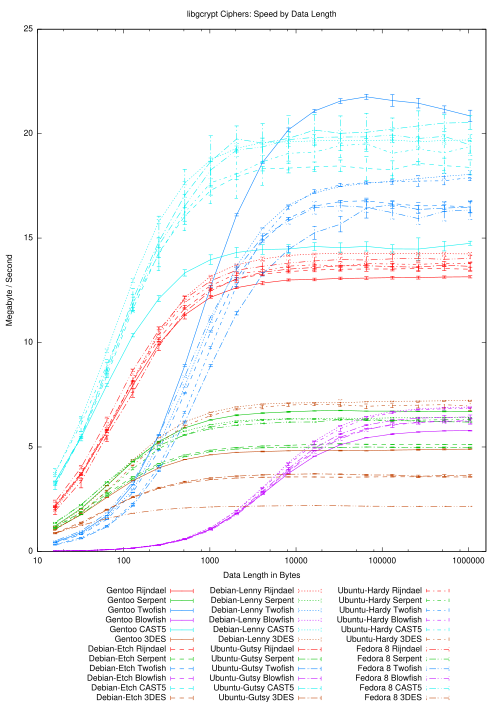

Recreate this plot in gnuplot.
#!/usr/bin/env gnuplot

set terminal pdf dashed linewidth 1.5 size 5.0, 7.07
set output "distrospeed.pdf"

set xrange [10:1600000]
set format x "%.0f"

### Plot ###

set title "libgcrypt Ciphers: Speed by Data Length"
set xlabel "Data Length in Bytes"
set ylabel "Megabyte / Second"
set logscale x
unset logscale y
set key below

plot "p4-3200-gentoo/gcrypt-rijndael-ecb.txt" index 1 using 1:($2 / 1048576):($3 / 1048576) title "Gentoo Rijndael" with errorlines pt 0 lt 1 lc 1, \
     "p4-3200-gentoo/gcrypt-serpent-ecb.txt" index 1 using 1:($2 / 1048576):($3 / 1048576) title "Gentoo Serpent" with errorlines pt 0 lt 1 lc 2, \
     "p4-3200-gentoo/gcrypt-twofish-ecb.txt" index 1 using 1:($2 / 1048576):($3 / 1048576) title "Gentoo Twofish" with errorlines pt 0 lt 1 lc 3, \
     "p4-3200-gentoo/gcrypt-blowfish-ecb.txt" index 1 using 1:($2 / 1048576):($3 / 1048576) title "Gentoo Blowfish" with errorlines pt 0 lt 1 lc 4, \
     "p4-3200-gentoo/gcrypt-cast5-ecb.txt" index 1 using 1:($2 / 1048576):($3 / 1048576) title "Gentoo CAST5" with errorlines pt 0 lt 1 lc 5, \
     "p4-3200-gentoo/gcrypt-3des-ecb.txt" index 1 using 1:($2 / 1048576):($3 / 1048576) title "Gentoo 3DES" with errorlines pt 0 lt 1 lc 6, \
\
     "p4-3200-debian-etch/gcrypt-rijndael-ecb.txt" index 1 using 1:($2 / 1048576):($3 / 1048576) title "Debian-Etch Rijndael" with errorlines pt 0 lt 2 lc 1, \
     "p4-3200-debian-etch/gcrypt-serpent-ecb.txt" index 1 using 1:($2 / 1048576):($3 / 1048576) title "Debian-Etch Serpent" with errorlines pt 0 lt 2 lc 2, \
     "p4-3200-debian-etch/gcrypt-twofish-ecb.txt" index 1 using 1:($2 / 1048576):($3 / 1048576) title "Debian-Etch Twofish" with errorlines pt 0 lt 2 lc 3, \
     "p4-3200-debian-etch/gcrypt-blowfish-ecb.txt" index 1 using 1:($2 / 1048576):($3 / 1048576) title "Debian-Etch Blowfish" with errorlines pt 0 lt 2 lc 4, \
     "p4-3200-debian-etch/gcrypt-cast5-ecb.txt" index 1 using 1:($2 / 1048576):($3 / 1048576) title "Debian-Etch CAST5" with errorlines pt 0 lt 2 lc 5, \
     "p4-3200-debian-etch/gcrypt-3des-ecb.txt" index 1 using 1:($2 / 1048576):($3 / 1048576) title "Debian-Etch 3DES" with errorlines pt 0 lt 2 lc 6, \
\
     "p4-3200-debian-lenny/gcrypt-rijndael-ecb.txt" index 1 using 1:($2 / 1048576):($3 / 1048576) title "Debian-Lenny Rijndael" with errorlines pt 0 lt 4 lc 1, \
     "p4-3200-debian-lenny/gcrypt-serpent-ecb.txt" index 1 using 1:($2 / 1048576):($3 / 1048576) title "Debian-Lenny Serpent" with errorlines pt 0 lt 4 lc 2, \
     "p4-3200-debian-lenny/gcrypt-twofish-ecb.txt" index 1 using 1:($2 / 1048576):($3 / 1048576) title "Debian-Lenny Twofish" with errorlines pt 0 lt 4 lc 3, \
     "p4-3200-debian-lenny/gcrypt-blowfish-ecb.txt" index 1 using 1:($2 / 1048576):($3 / 1048576) title "Debian-Lenny Blowfish" with errorlines pt 0 lt 4 lc 4, \
     "p4-3200-debian-lenny/gcrypt-cast5-ecb.txt" index 1 using 1:($2 / 1048576):($3 / 1048576) title "Debian-Lenny CAST5" with errorlines pt 0 lt 4 lc 5, \
     "p4-3200-debian-lenny/gcrypt-3des-ecb.txt" index 1 using 1:($2 / 1048576):($3 / 1048576) title "Debian-Lenny 3DES" with errorlines pt 0 lt 4 lc 6, \
\
     "p4-3200-ubuntu-gutsy/gcrypt-rijndael-ecb.txt" index 1 using 1:($2 / 1048576):($3 / 1048576) title "Ubuntu-Gutsy Rijndael" with errorlines pt 0 lt 5 lc 1, \
     "p4-3200-ubuntu-gutsy/gcrypt-serpent-ecb.txt" index 1 using 1:($2 / 1048576):($3 / 1048576) title "Ubuntu-Gutsy Serpent" with errorlines pt 0 lt 5 lc 2, \
     "p4-3200-ubuntu-gutsy/gcrypt-twofish-ecb.txt" index 1 using 1:($2 / 1048576):($3 / 1048576) title "Ubuntu-Gutsy Twofish" with errorlines pt 0 lt 5 lc 3, \
     "p4-3200-ubuntu-gutsy/gcrypt-blowfish-ecb.txt" index 1 using 1:($2 / 1048576):($3 / 1048576) title "Ubuntu-Gutsy Blowfish" with errorlines pt 0 lt 5 lc 4, \
     "p4-3200-ubuntu-gutsy/gcrypt-cast5-ecb.txt" index 1 using 1:($2 / 1048576):($3 / 1048576) title "Ubuntu-Gutsy CAST5" with errorlines pt 0 lt 5 lc 5, \
     "p4-3200-ubuntu-gutsy/gcrypt-3des-ecb.txt" index 1 using 1:($2 / 1048576):($3 / 1048576) title "Ubuntu-Gutsy 3DES" with errorlines pt 0 lt 5 lc 6, \
\
     "p4-3200-ubuntu-hardy/gcrypt-rijndael-ecb.txt" index 1 using 1:($2 / 1048576):($3 / 1048576) title "Ubuntu-Hardy Rijndael" with errorlines pt 0 lt 6 lc 1, \
     "p4-3200-ubuntu-hardy/gcrypt-serpent-ecb.txt" index 1 using 1:($2 / 1048576):($3 / 1048576) title "Ubuntu-Hardy Serpent" with errorlines pt 0 lt 6 lc 2, \
     "p4-3200-ubuntu-hardy/gcrypt-twofish-ecb.txt" index 1 using 1:($2 / 1048576):($3 / 1048576) title "Ubuntu-Hardy Twofish" with errorlines pt 0 lt 6 lc 3, \
     "p4-3200-ubuntu-hardy/gcrypt-blowfish-ecb.txt" index 1 using 1:($2 / 1048576):($3 / 1048576) title "Ubuntu-Hardy Blowfish" with errorlines pt 0 lt 6 lc 4, \
     "p4-3200-ubuntu-hardy/gcrypt-cast5-ecb.txt" index 1 using 1:($2 / 1048576):($3 / 1048576) title "Ubuntu-Hardy CAST5" with errorlines pt 0 lt 6 lc 5, \
     "p4-3200-ubuntu-hardy/gcrypt-3des-ecb.txt" index 1 using 1:($2 / 1048576):($3 / 1048576) title "Ubuntu-Hardy 3DES" with errorlines pt 0 lt 6 lc 6, \
\
     "p4-3200-fedora8/gcrypt-rijndael-ecb.txt" index 1 using 1:($2 / 1048576):($3 / 1048576) title "Fedora 8 Rijndael" with errorlines pt 0 lt 8 lc 1, \
     "p4-3200-fedora8/gcrypt-serpent-ecb.txt" index 1 using 1:($2 / 1048576):($3 / 1048576) title "Fedora 8 Serpent" with errorlines pt 0 lt 8 lc 2, \
     "p4-3200-fedora8/gcrypt-twofish-ecb.txt" index 1 using 1:($2 / 1048576):($3 / 1048576) title "Fedora 8 Twofish" with errorlines pt 0 lt 8 lc 3, \
     "p4-3200-fedora8/gcrypt-blowfish-ecb.txt" index 1 using 1:($2 / 1048576):($3 / 1048576) title "Fedora 8 Blowfish" with errorlines pt 0 lt 8 lc 4, \
     "p4-3200-fedora8/gcrypt-cast5-ecb.txt" index 1 using 1:($2 / 1048576):($3 / 1048576) title "Fedora 8 CAST5" with errorlines pt 0 lt 8 lc 5, \
     "p4-3200-fedora8/gcrypt-3des-ecb.txt" index 1 using 1:($2 / 1048576):($3 / 1048576) title "Fedora 8 3DES" with errorlines pt 0 lt 8 lc 6

### Plot ###

set title "libmcrypt Ciphers: Speed by Data Length"
set xlabel "Data Length in Bytes"
set ylabel "Megabyte / Second"
set logscale x
unset logscale y
set key below

plot "p4-3200-gentoo/mcrypt-rijndael-ecb.txt" index 1 using 1:($2 / 1048576):($3 / 1048576) title "Gentoo Rijndael" with errorlines pt 0 lt 1 lc 1, \
     "p4-3200-gentoo/mcrypt-serpent-ecb.txt" index 1 using 1:($2 / 1048576):($3 / 1048576) title "Gentoo Serpent" with errorlines pt 0 lt 1 lc 2, \
     "p4-3200-gentoo/mcrypt-twofish-ecb.txt" index 1 using 1:($2 / 1048576):($3 / 1048576) title "Gentoo Twofish" with errorlines pt 0 lt 1 lc 3, \
     "p4-3200-gentoo/mcrypt-cast6-ecb.txt" index 1 using 1:($2 / 1048576):($3 / 1048576) title "Gentoo CAST6" with errorlines pt 0 lt 1 lc 7, \
     "p4-3200-gentoo/mcrypt-blowfish-ecb.txt" index 1 using 1:($2 / 1048576):($3 / 1048576) title "Gentoo Blowfish" with errorlines pt 0 lt 1 lc 4, \
     "p4-3200-gentoo/mcrypt-gost-ecb.txt" index 1 using 1:($2 / 1048576):($3 / 1048576) title "Gentoo GOST" with errorlines pt 0 lt 1 lc 8, \
     "p4-3200-gentoo/mcrypt-cast5-ecb.txt" index 1 using 1:($2 / 1048576):($3 / 1048576) title "Gentoo CAST5" with errorlines pt 0 lt 1 lc 5, \
     "p4-3200-gentoo/mcrypt-3des-ecb.txt" index 1 using 1:($2 / 1048576):($3 / 1048576) title "Gentoo 3DES" with errorlines pt 0 lt 1 lc 6, \
\
     "p4-3200-debian-etch/mcrypt-rijndael-ecb.txt" index 1 using 1:($2 / 1048576):($3 / 1048576) title "Debian-Etch Rijndael" with errorlines pt 0 lt 2 lc 1, \
     "p4-3200-debian-etch/mcrypt-serpent-ecb.txt" index 1 using 1:($2 / 1048576):($3 / 1048576) title "Debian-Etch Serpent" with errorlines pt 0 lt 2 lc 2, \
     "p4-3200-debian-etch/mcrypt-twofish-ecb.txt" index 1 using 1:($2 / 1048576):($3 / 1048576) title "Debian-Etch Twofish" with errorlines pt 0 lt 2 lc 3, \
     "p4-3200-debian-etch/mcrypt-cast6-ecb.txt" index 1 using 1:($2 / 1048576):($3 / 1048576) title "Debian-Etch CAST6" with errorlines pt 0 lt 2 lc 7, \
     "p4-3200-debian-etch/mcrypt-blowfish-ecb.txt" index 1 using 1:($2 / 1048576):($3 / 1048576) title "Debian-Etch Blowfish" with errorlines pt 0 lt 2 lc 4, \
     "p4-3200-debian-etch/mcrypt-gost-ecb.txt" index 1 using 1:($2 / 1048576):($3 / 1048576) title "Debian-Etch GOST" with errorlines pt 0 lt 2 lc 8, \
     "p4-3200-debian-etch/mcrypt-cast5-ecb.txt" index 1 using 1:($2 / 1048576):($3 / 1048576) title "Debian-Etch CAST5" with errorlines pt 0 lt 2 lc 5, \
     "p4-3200-debian-etch/mcrypt-3des-ecb.txt" index 1 using 1:($2 / 1048576):($3 / 1048576) title "Debian-Etch 3DES" with errorlines pt 0 lt 2 lc 6, \
\
     "p4-3200-debian-lenny/mcrypt-rijndael-ecb.txt" index 1 using 1:($2 / 1048576):($3 / 1048576) title "Debian-Lenny Rijndael" with errorlines pt 0 lt 4 lc 1, \
     "p4-3200-debian-lenny/mcrypt-serpent-ecb.txt" index 1 using 1:($2 / 1048576):($3 / 1048576) title "Debian-Lenny Serpent" with errorlines pt 0 lt 4 lc 2, \
     "p4-3200-debian-lenny/mcrypt-twofish-ecb.txt" index 1 using 1:($2 / 1048576):($3 / 1048576) title "Debian-Lenny Twofish" with errorlines pt 0 lt 4 lc 3, \
     "p4-3200-debian-lenny/mcrypt-cast6-ecb.txt" index 1 using 1:($2 / 1048576):($3 / 1048576) title "Debian-Lenny CAST6" with errorlines pt 0 lt 4 lc 7, \
     "p4-3200-debian-lenny/mcrypt-blowfish-ecb.txt" index 1 using 1:($2 / 1048576):($3 / 1048576) title "Debian-Lenny Blowfish" with errorlines pt 0 lt 4 lc 4, \
     "p4-3200-debian-lenny/mcrypt-gost-ecb.txt" index 1 using 1:($2 / 1048576):($3 / 1048576) title "Debian-Lenny GOST" with errorlines pt 0 lt 4 lc 8, \
     "p4-3200-debian-lenny/mcrypt-cast5-ecb.txt" index 1 using 1:($2 / 1048576):($3 / 1048576) title "Debian-Lenny CAST5" with errorlines pt 0 lt 4 lc 5, \
     "p4-3200-debian-lenny/mcrypt-3des-ecb.txt" index 1 using 1:($2 / 1048576):($3 / 1048576) title "Debian-Lenny 3DES" with errorlines pt 0 lt 4 lc 6, \
\
     "p4-3200-ubuntu-gutsy/mcrypt-rijndael-ecb.txt" index 1 using 1:($2 / 1048576):($3 / 1048576) title "Ubuntu-Gutsy Rijndael" with errorlines pt 0 lt 5 lc 1, \
     "p4-3200-ubuntu-gutsy/mcrypt-serpent-ecb.txt" index 1 using 1:($2 / 1048576):($3 / 1048576) title "Ubuntu-Gutsy Serpent" with errorlines pt 0 lt 5 lc 2, \
     "p4-3200-ubuntu-gutsy/mcrypt-twofish-ecb.txt" index 1 using 1:($2 / 1048576):($3 / 1048576) title "Ubuntu-Gutsy Twofish" with errorlines pt 0 lt 5 lc 3, \
     "p4-3200-ubuntu-gutsy/mcrypt-cast6-ecb.txt" index 1 using 1:($2 / 1048576):($3 / 1048576) title "Ubuntu-Gutsy CAST6" with errorlines pt 0 lt 5 lc 7, \
     "p4-3200-ubuntu-gutsy/mcrypt-blowfish-ecb.txt" index 1 using 1:($2 / 1048576):($3 / 1048576) title "Ubuntu-Gutsy Blowfish" with errorlines pt 0 lt 5 lc 4, \
     "p4-3200-ubuntu-gutsy/mcrypt-gost-ecb.txt" index 1 using 1:($2 / 1048576):($3 / 1048576) title "Ubuntu-Gutsy GOST" with errorlines pt 0 lt 5 lc 8, \
     "p4-3200-ubuntu-gutsy/mcrypt-cast5-ecb.txt" index 1 using 1:($2 / 1048576):($3 / 1048576) title "Ubuntu-Gutsy CAST5" with errorlines pt 0 lt 5 lc 5, \
     "p4-3200-ubuntu-gutsy/mcrypt-3des-ecb.txt" index 1 using 1:($2 / 1048576):($3 / 1048576) title "Ubuntu-Gutsy 3DES" with errorlines pt 0 lt 5 lc 6, \
\
     "p4-3200-ubuntu-hardy/mcrypt-rijndael-ecb.txt" index 1 using 1:($2 / 1048576):($3 / 1048576) title "Ubuntu-Hardy Rijndael" with errorlines pt 0 lt 6 lc 1, \
     "p4-3200-ubuntu-hardy/mcrypt-serpent-ecb.txt" index 1 using 1:($2 / 1048576):($3 / 1048576) title "Ubuntu-Hardy Serpent" with errorlines pt 0 lt 6 lc 2, \
     "p4-3200-ubuntu-hardy/mcrypt-twofish-ecb.txt" index 1 using 1:($2 / 1048576):($3 / 1048576) title "Ubuntu-Hardy Twofish" with errorlines pt 0 lt 6 lc 3, \
     "p4-3200-ubuntu-hardy/mcrypt-cast6-ecb.txt" index 1 using 1:($2 / 1048576):($3 / 1048576) title "Ubuntu-Hardy CAST6" with errorlines pt 0 lt 6 lc 7, \
     "p4-3200-ubuntu-hardy/mcrypt-blowfish-ecb.txt" index 1 using 1:($2 / 1048576):($3 / 1048576) title "Ubuntu-Hardy Blowfish" with errorlines pt 0 lt 6 lc 4, \
     "p4-3200-ubuntu-hardy/mcrypt-gost-ecb.txt" index 1 using 1:($2 / 1048576):($3 / 1048576) title "Ubuntu-Hardy GOST" with errorlines pt 0 lt 6 lc 8, \
     "p4-3200-ubuntu-hardy/mcrypt-cast5-ecb.txt" index 1 using 1:($2 / 1048576):($3 / 1048576) title "Ubuntu-Hardy CAST5" with errorlines pt 0 lt 6 lc 5, \
     "p4-3200-ubuntu-hardy/mcrypt-3des-ecb.txt" index 1 using 1:($2 / 1048576):($3 / 1048576) title "Ubuntu-Hardy 3DES" with errorlines pt 0 lt 6 lc 6, \
\
     "p4-3200-fedora8/mcrypt-rijndael-ecb.txt" index 1 using 1:($2 / 1048576):($3 / 1048576) title "Fedora 8 Rijndael" with errorlines pt 0 lt 8 lc 1, \
     "p4-3200-fedora8/mcrypt-serpent-ecb.txt" index 1 using 1:($2 / 1048576):($3 / 1048576) title "Fedora 8 Serpent" with errorlines pt 0 lt 8 lc 2, \
     "p4-3200-fedora8/mcrypt-twofish-ecb.txt" index 1 using 1:($2 / 1048576):($3 / 1048576) title "Fedora 8 Twofish" with errorlines pt 0 lt 8 lc 3, \
     "p4-3200-fedora8/mcrypt-cast6-ecb.txt" index 1 using 1:($2 / 1048576):($3 / 1048576) title "Fedora 8 CAST6" with errorlines pt 0 lt 8 lc 7, \
     "p4-3200-fedora8/mcrypt-blowfish-ecb.txt" index 1 using 1:($2 / 1048576):($3 / 1048576) title "Fedora 8 Blowfish" with errorlines pt 0 lt 8 lc 4, \
     "p4-3200-fedora8/mcrypt-gost-ecb.txt" index 1 using 1:($2 / 1048576):($3 / 1048576) title "Fedora 8 GOST" with errorlines pt 0 lt 8 lc 8, \
     "p4-3200-fedora8/mcrypt-cast5-ecb.txt" index 1 using 1:($2 / 1048576):($3 / 1048576) title "Fedora 8 CAST5" with errorlines pt 0 lt 8 lc 5, \
     "p4-3200-fedora8/mcrypt-3des-ecb.txt" index 1 using 1:($2 / 1048576):($3 / 1048576) title "Fedora 8 3DES" with errorlines pt 0 lt 8 lc 6

### Plot ###

set title "Botan Ciphers: Speed by Data Length"
set xlabel "Data Length in Bytes"
set ylabel "Megabyte / Second"
set logscale x
unset logscale y
set key below

plot "p4-3200-gentoo/botan-rijndael-ecb.txt" index 1 using 1:($2 / 1048576):($3 / 1048576) title "Gentoo Rijndael" with errorlines pt 0 lt 1 lc 1, \
     "p4-3200-gentoo/botan-serpent-ecb.txt" index 1 using 1:($2 / 1048576):($3 / 1048576) title "Gentoo Serpent" with errorlines pt 0 lt 1 lc 2, \
     "p4-3200-gentoo/botan-twofish-ecb.txt" index 1 using 1:($2 / 1048576):($3 / 1048576) title "Gentoo Twofish" with errorlines pt 0 lt 1 lc 3, \
     "p4-3200-gentoo/botan-cast6-ecb.txt" index 1 using 1:($2 / 1048576):($3 / 1048576) title "Gentoo CAST6" with errorlines pt 0 lt 1 lc 7, \
     "p4-3200-gentoo/botan-gost-ecb.txt" index 1 using 1:($2 / 1048576):($3 / 1048576) title "Gentoo GOST" with errorlines pt 0 lt 1 lc 8, \
     "p4-3200-gentoo/botan-xtea-ecb.txt" index 1 using 1:($2 / 1048576):($3 / 1048576) title "Gentoo xTEA" with errorlines pt 0 lt 1 lc 9, \
     "p4-3200-gentoo/botan-blowfish-ecb.txt" index 1 using 1:($2 / 1048576):($3 / 1048576) title "Gentoo Blowfish" with errorlines pt 0 lt 1 lc 4, \
     "p4-3200-gentoo/botan-cast5-ecb.txt" index 1 using 1:($2 / 1048576):($3 / 1048576) title "Gentoo CAST5" with errorlines pt 0 lt 1 lc 5, \
     "p4-3200-gentoo/botan-3des-ecb.txt" index 1 using 1:($2 / 1048576):($3 / 1048576) title "Gentoo 3DES" with errorlines pt 0 lt 1 lc 6, \
\
     "p4-3200-debian-etch/botan-rijndael-ecb.txt" index 1 using 1:($2 / 1048576):($3 / 1048576) title "Debian-Etch Rijndael" with errorlines pt 0 lt 2 lc 1, \
     "p4-3200-debian-etch/botan-serpent-ecb.txt" index 1 using 1:($2 / 1048576):($3 / 1048576) title "Debian-Etch Serpent" with errorlines pt 0 lt 2 lc 2, \
     "p4-3200-debian-etch/botan-twofish-ecb.txt" index 1 using 1:($2 / 1048576):($3 / 1048576) title "Debian-Etch Twofish" with errorlines pt 0 lt 2 lc 3, \
     "p4-3200-debian-etch/botan-cast6-ecb.txt" index 1 using 1:($2 / 1048576):($3 / 1048576) title "Debian-Etch CAST6" with errorlines pt 0 lt 2 lc 7, \
     "p4-3200-debian-etch/botan-gost-ecb.txt" index 1 using 1:($2 / 1048576):($3 / 1048576) title "Debian-Etch GOST" with errorlines pt 0 lt 2 lc 8, \
     "p4-3200-debian-etch/botan-xtea-ecb.txt" index 1 using 1:($2 / 1048576):($3 / 1048576) title "Debian-Etch xTEA" with errorlines pt 0 lt 2 lc 9, \
     "p4-3200-debian-etch/botan-blowfish-ecb.txt" index 1 using 1:($2 / 1048576):($3 / 1048576) title "Debian-Etch Blowfish" with errorlines pt 0 lt 2 lc 4, \
     "p4-3200-debian-etch/botan-cast5-ecb.txt" index 1 using 1:($2 / 1048576):($3 / 1048576) title "Debian-Etch CAST5" with errorlines pt 0 lt 2 lc 5, \
     "p4-3200-debian-etch/botan-3des-ecb.txt" index 1 using 1:($2 / 1048576):($3 / 1048576) title "Debian-Etch 3DES" with errorlines pt 0 lt 2 lc 6, \
\
     "p4-3200-debian-lenny/botan-rijndael-ecb.txt" index 1 using 1:($2 / 1048576):($3 / 1048576) title "Debian-Lenny Rijndael" with errorlines pt 0 lt 4 lc 1, \
     "p4-3200-debian-lenny/botan-serpent-ecb.txt" index 1 using 1:($2 / 1048576):($3 / 1048576) title "Debian-Lenny Serpent" with errorlines pt 0 lt 4 lc 2, \
     "p4-3200-debian-lenny/botan-twofish-ecb.txt" index 1 using 1:($2 / 1048576):($3 / 1048576) title "Debian-Lenny Twofish" with errorlines pt 0 lt 4 lc 3, \
     "p4-3200-debian-lenny/botan-cast6-ecb.txt" index 1 using 1:($2 / 1048576):($3 / 1048576) title "Debian-Lenny CAST6" with errorlines pt 0 lt 4 lc 7, \
     "p4-3200-debian-lenny/botan-gost-ecb.txt" index 1 using 1:($2 / 1048576):($3 / 1048576) title "Debian-Lenny GOST" with errorlines pt 0 lt 4 lc 8, \
     "p4-3200-debian-lenny/botan-xtea-ecb.txt" index 1 using 1:($2 / 1048576):($3 / 1048576) title "Debian-Lenny xTEA" with errorlines pt 0 lt 4 lc 9, \
     "p4-3200-debian-lenny/botan-blowfish-ecb.txt" index 1 using 1:($2 / 1048576):($3 / 1048576) title "Debian-Lenny Blowfish" with errorlines pt 0 lt 4 lc 4, \
     "p4-3200-debian-lenny/botan-cast5-ecb.txt" index 1 using 1:($2 / 1048576):($3 / 1048576) title "Debian-Lenny CAST5" with errorlines pt 0 lt 4 lc 5, \
     "p4-3200-debian-lenny/botan-3des-ecb.txt" index 1 using 1:($2 / 1048576):($3 / 1048576) title "Debian-Lenny 3DES" with errorlines pt 0 lt 4 lc 6, \
\
     "p4-3200-ubuntu-gutsy/botan-rijndael-ecb.txt" index 1 using 1:($2 / 1048576):($3 / 1048576) title "Ubuntu-Gutsy Rijndael" with errorlines pt 0 lt 5 lc 1, \
     "p4-3200-ubuntu-gutsy/botan-serpent-ecb.txt" index 1 using 1:($2 / 1048576):($3 / 1048576) title "Ubuntu-Gutsy Serpent" with errorlines pt 0 lt 5 lc 2, \
     "p4-3200-ubuntu-gutsy/botan-twofish-ecb.txt" index 1 using 1:($2 / 1048576):($3 / 1048576) title "Ubuntu-Gutsy Twofish" with errorlines pt 0 lt 5 lc 3, \
     "p4-3200-ubuntu-gutsy/botan-cast6-ecb.txt" index 1 using 1:($2 / 1048576):($3 / 1048576) title "Ubuntu-Gutsy CAST6" with errorlines pt 0 lt 5 lc 7, \
     "p4-3200-ubuntu-gutsy/botan-gost-ecb.txt" index 1 using 1:($2 / 1048576):($3 / 1048576) title "Ubuntu-Gutsy GOST" with errorlines pt 0 lt 5 lc 8, \
     "p4-3200-ubuntu-gutsy/botan-xtea-ecb.txt" index 1 using 1:($2 / 1048576):($3 / 1048576) title "Ubuntu-Gutsy xTEA" with errorlines pt 0 lt 5 lc 9, \
     "p4-3200-ubuntu-gutsy/botan-blowfish-ecb.txt" index 1 using 1:($2 / 1048576):($3 / 1048576) title "Ubuntu-Gutsy Blowfish" with errorlines pt 0 lt 5 lc 4, \
     "p4-3200-ubuntu-gutsy/botan-cast5-ecb.txt" index 1 using 1:($2 / 1048576):($3 / 1048576) title "Ubuntu-Gutsy CAST5" with errorlines pt 0 lt 5 lc 5, \
     "p4-3200-ubuntu-gutsy/botan-3des-ecb.txt" index 1 using 1:($2 / 1048576):($3 / 1048576) title "Ubuntu-Gutsy 3DES" with errorlines pt 0 lt 5 lc 6, \
\
     "p4-3200-ubuntu-hardy/botan-rijndael-ecb.txt" index 1 using 1:($2 / 1048576):($3 / 1048576) title "Ubuntu-Hardy Rijndael" with errorlines pt 0 lt 6 lc 1, \
     "p4-3200-ubuntu-hardy/botan-serpent-ecb.txt" index 1 using 1:($2 / 1048576):($3 / 1048576) title "Ubuntu-Hardy Serpent" with errorlines pt 0 lt 6 lc 2, \
     "p4-3200-ubuntu-hardy/botan-twofish-ecb.txt" index 1 using 1:($2 / 1048576):($3 / 1048576) title "Ubuntu-Hardy Twofish" with errorlines pt 0 lt 6 lc 3, \
     "p4-3200-ubuntu-hardy/botan-cast6-ecb.txt" index 1 using 1:($2 / 1048576):($3 / 1048576) title "Ubuntu-Hardy CAST6" with errorlines pt 0 lt 6 lc 7, \
     "p4-3200-ubuntu-hardy/botan-gost-ecb.txt" index 1 using 1:($2 / 1048576):($3 / 1048576) title "Ubuntu-Hardy GOST" with errorlines pt 0 lt 6 lc 8, \
     "p4-3200-ubuntu-hardy/botan-xtea-ecb.txt" index 1 using 1:($2 / 1048576):($3 / 1048576) title "Ubuntu-Hardy xTEA" with errorlines pt 0 lt 6 lc 9, \
     "p4-3200-ubuntu-hardy/botan-blowfish-ecb.txt" index 1 using 1:($2 / 1048576):($3 / 1048576) title "Ubuntu-Hardy Blowfish" with errorlines pt 0 lt 6 lc 4, \
     "p4-3200-ubuntu-hardy/botan-cast5-ecb.txt" index 1 using 1:($2 / 1048576):($3 / 1048576) title "Ubuntu-Hardy CAST5" with errorlines pt 0 lt 6 lc 5, \
     "p4-3200-ubuntu-hardy/botan-3des-ecb.txt" index 1 using 1:($2 / 1048576):($3 / 1048576) title "Ubuntu-Hardy 3DES" with errorlines pt 0 lt 6 lc 6, \
\
     "p4-3200-fedora8/botan-rijndael-ecb.txt" index 1 using 1:($2 / 1048576):($3 / 1048576) title "Fedora 8 Rijndael" with errorlines pt 0 lt 8 lc 1, \
     "p4-3200-fedora8/botan-serpent-ecb.txt" index 1 using 1:($2 / 1048576):($3 / 1048576) title "Fedora 8 Serpent" with errorlines pt 0 lt 8 lc 2, \
     "p4-3200-fedora8/botan-twofish-ecb.txt" index 1 using 1:($2 / 1048576):($3 / 1048576) title "Fedora 8 Twofish" with errorlines pt 0 lt 8 lc 3, \
     "p4-3200-fedora8/botan-cast6-ecb.txt" index 1 using 1:($2 / 1048576):($3 / 1048576) title "Fedora 8 CAST6" with errorlines pt 0 lt 8 lc 7, \
     "p4-3200-fedora8/botan-gost-ecb.txt" index 1 using 1:($2 / 1048576):($3 / 1048576) title "Fedora 8 GOST" with errorlines pt 0 lt 8 lc 8, \
     "p4-3200-fedora8/botan-xtea-ecb.txt" index 1 using 1:($2 / 1048576):($3 / 1048576) title "Fedora 8 xTEA" with errorlines pt 0 lt 8 lc 9, \
     "p4-3200-fedora8/botan-blowfish-ecb.txt" index 1 using 1:($2 / 1048576):($3 / 1048576) title "Fedora 8 Blowfish" with errorlines pt 0 lt 8 lc 4, \
     "p4-3200-fedora8/botan-cast5-ecb.txt" index 1 using 1:($2 / 1048576):($3 / 1048576) title "Fedora 8 CAST5" with errorlines pt 0 lt 8 lc 5, \
     "p4-3200-fedora8/botan-3des-ecb.txt" index 1 using 1:($2 / 1048576):($3 / 1048576) title "Fedora 8 3DES" with errorlines pt 0 lt 8 lc 6

### Plot ###

set title "Crypto++ Ciphers: Speed by Data Length"
set xlabel "Data Length in Bytes"
set ylabel "Megabyte / Second"
set logscale x
unset logscale y
set key below

plot "p4-3200-gentoo/cryptopp-rijndael-ecb.txt" index 1 using 1:($2 / 1048576):($3 / 1048576) title "Gentoo Rijndael" with errorlines pt 0 lt 1 lc 1, \
     "p4-3200-gentoo/cryptopp-serpent-ecb.txt" index 1 using 1:($2 / 1048576):($3 / 1048576) title "Gentoo Serpent" with errorlines pt 0 lt 1 lc 2, \
     "p4-3200-gentoo/cryptopp-twofish-ecb.txt" index 1 using 1:($2 / 1048576):($3 / 1048576) title "Gentoo Twofish" with errorlines pt 0 lt 1 lc 3, \
     "p4-3200-gentoo/cryptopp-cast6-ecb.txt" index 1 using 1:($2 / 1048576):($3 / 1048576) title "Gentoo CAST6" with errorlines pt 0 lt 1 lc 7, \
     "p4-3200-gentoo/cryptopp-gost-ecb.txt" index 1 using 1:($2 / 1048576):($3 / 1048576) title "Gentoo GOST" with errorlines pt 0 lt 1 lc 8, \
     "p4-3200-gentoo/cryptopp-xtea-ecb.txt" index 1 using 1:($2 / 1048576):($3 / 1048576) title "Gentoo xTEA" with errorlines pt 0 lt 1 lc 9, \
     "p4-3200-gentoo/cryptopp-blowfish-ecb.txt" index 1 using 1:($2 / 1048576):($3 / 1048576) title "Gentoo Blowfish" with errorlines pt 0 lt 1 lc 4, \
     "p4-3200-gentoo/cryptopp-cast5-ecb.txt" index 1 using 1:($2 / 1048576):($3 / 1048576) title "Gentoo CAST5" with errorlines pt 0 lt 1 lc 5, \
     "p4-3200-gentoo/cryptopp-3des-ecb.txt" index 1 using 1:($2 / 1048576):($3 / 1048576) title "Gentoo 3DES" with errorlines pt 0 lt 1 lc 6, \
\
     "p4-3200-debian-etch/cryptopp-rijndael-ecb.txt" index 1 using 1:($2 / 1048576):($3 / 1048576) title "Debian-Etch Rijndael" with errorlines pt 0 lt 2 lc 1, \
     "p4-3200-debian-etch/cryptopp-serpent-ecb.txt" index 1 using 1:($2 / 1048576):($3 / 1048576) title "Debian-Etch Serpent" with errorlines pt 0 lt 2 lc 2, \
     "p4-3200-debian-etch/cryptopp-twofish-ecb.txt" index 1 using 1:($2 / 1048576):($3 / 1048576) title "Debian-Etch Twofish" with errorlines pt 0 lt 2 lc 3, \
     "p4-3200-debian-etch/cryptopp-cast6-ecb.txt" index 1 using 1:($2 / 1048576):($3 / 1048576) title "Debian-Etch CAST6" with errorlines pt 0 lt 2 lc 7, \
     "p4-3200-debian-etch/cryptopp-gost-ecb.txt" index 1 using 1:($2 / 1048576):($3 / 1048576) title "Debian-Etch GOST" with errorlines pt 0 lt 2 lc 8, \
     "p4-3200-debian-etch/cryptopp-xtea-ecb.txt" index 1 using 1:($2 / 1048576):($3 / 1048576) title "Debian-Etch xTEA" with errorlines pt 0 lt 2 lc 9, \
     "p4-3200-debian-etch/cryptopp-blowfish-ecb.txt" index 1 using 1:($2 / 1048576):($3 / 1048576) title "Debian-Etch Blowfish" with errorlines pt 0 lt 2 lc 4, \
     "p4-3200-debian-etch/cryptopp-cast5-ecb.txt" index 1 using 1:($2 / 1048576):($3 / 1048576) title "Debian-Etch CAST5" with errorlines pt 0 lt 2 lc 5, \
     "p4-3200-debian-etch/cryptopp-3des-ecb.txt" index 1 using 1:($2 / 1048576):($3 / 1048576) title "Debian-Etch 3DES" with errorlines pt 0 lt 2 lc 6, \
\
     "p4-3200-debian-lenny/cryptopp-rijndael-ecb.txt" index 1 using 1:($2 / 1048576):($3 / 1048576) title "Debian-Lenny Rijndael" with errorlines pt 0 lt 4 lc 1, \
     "p4-3200-debian-lenny/cryptopp-serpent-ecb.txt" index 1 using 1:($2 / 1048576):($3 / 1048576) title "Debian-Lenny Serpent" with errorlines pt 0 lt 4 lc 2, \
     "p4-3200-debian-lenny/cryptopp-twofish-ecb.txt" index 1 using 1:($2 / 1048576):($3 / 1048576) title "Debian-Lenny Twofish" with errorlines pt 0 lt 4 lc 3, \
     "p4-3200-debian-lenny/cryptopp-cast6-ecb.txt" index 1 using 1:($2 / 1048576):($3 / 1048576) title "Debian-Lenny CAST6" with errorlines pt 0 lt 4 lc 7, \
     "p4-3200-debian-lenny/cryptopp-gost-ecb.txt" index 1 using 1:($2 / 1048576):($3 / 1048576) title "Debian-Lenny GOST" with errorlines pt 0 lt 4 lc 8, \
     "p4-3200-debian-lenny/cryptopp-xtea-ecb.txt" index 1 using 1:($2 / 1048576):($3 / 1048576) title "Debian-Lenny xTEA" with errorlines pt 0 lt 4 lc 9, \
     "p4-3200-debian-lenny/cryptopp-blowfish-ecb.txt" index 1 using 1:($2 / 1048576):($3 / 1048576) title "Debian-Lenny Blowfish" with errorlines pt 0 lt 4 lc 4, \
     "p4-3200-debian-lenny/cryptopp-cast5-ecb.txt" index 1 using 1:($2 / 1048576):($3 / 1048576) title "Debian-Lenny CAST5" with errorlines pt 0 lt 4 lc 5, \
     "p4-3200-debian-lenny/cryptopp-3des-ecb.txt" index 1 using 1:($2 / 1048576):($3 / 1048576) title "Debian-Lenny 3DES" with errorlines pt 0 lt 4 lc 6, \
\
     "p4-3200-ubuntu-gutsy/cryptopp-rijndael-ecb.txt" index 1 using 1:($2 / 1048576):($3 / 1048576) title "Ubuntu-Gutsy Rijndael" with errorlines pt 0 lt 5 lc 1, \
     "p4-3200-ubuntu-gutsy/cryptopp-serpent-ecb.txt" index 1 using 1:($2 / 1048576):($3 / 1048576) title "Ubuntu-Gutsy Serpent" with errorlines pt 0 lt 5 lc 2, \
     "p4-3200-ubuntu-gutsy/cryptopp-twofish-ecb.txt" index 1 using 1:($2 / 1048576):($3 / 1048576) title "Ubuntu-Gutsy Twofish" with errorlines pt 0 lt 5 lc 3, \
     "p4-3200-ubuntu-gutsy/cryptopp-cast6-ecb.txt" index 1 using 1:($2 / 1048576):($3 / 1048576) title "Ubuntu-Gutsy CAST6" with errorlines pt 0 lt 5 lc 7, \
     "p4-3200-ubuntu-gutsy/cryptopp-gost-ecb.txt" index 1 using 1:($2 / 1048576):($3 / 1048576) title "Ubuntu-Gutsy GOST" with errorlines pt 0 lt 5 lc 8, \
     "p4-3200-ubuntu-gutsy/cryptopp-xtea-ecb.txt" index 1 using 1:($2 / 1048576):($3 / 1048576) title "Ubuntu-Gutsy xTEA" with errorlines pt 0 lt 5 lc 9, \
     "p4-3200-ubuntu-gutsy/cryptopp-blowfish-ecb.txt" index 1 using 1:($2 / 1048576):($3 / 1048576) title "Ubuntu-Gutsy Blowfish" with errorlines pt 0 lt 5 lc 4, \
     "p4-3200-ubuntu-gutsy/cryptopp-cast5-ecb.txt" index 1 using 1:($2 / 1048576):($3 / 1048576) title "Ubuntu-Gutsy CAST5" with errorlines pt 0 lt 5 lc 5, \
     "p4-3200-ubuntu-gutsy/cryptopp-3des-ecb.txt" index 1 using 1:($2 / 1048576):($3 / 1048576) title "Ubuntu-Gutsy 3DES" with errorlines pt 0 lt 5 lc 6, \
\
     "p4-3200-ubuntu-hardy/cryptopp-rijndael-ecb.txt" index 1 using 1:($2 / 1048576):($3 / 1048576) title "Ubuntu-Hardy Rijndael" with errorlines pt 0 lt 6 lc 1, \
     "p4-3200-ubuntu-hardy/cryptopp-serpent-ecb.txt" index 1 using 1:($2 / 1048576):($3 / 1048576) title "Ubuntu-Hardy Serpent" with errorlines pt 0 lt 6 lc 2, \
     "p4-3200-ubuntu-hardy/cryptopp-twofish-ecb.txt" index 1 using 1:($2 / 1048576):($3 / 1048576) title "Ubuntu-Hardy Twofish" with errorlines pt 0 lt 6 lc 3, \
     "p4-3200-ubuntu-hardy/cryptopp-cast6-ecb.txt" index 1 using 1:($2 / 1048576):($3 / 1048576) title "Ubuntu-Hardy CAST6" with errorlines pt 0 lt 6 lc 7, \
     "p4-3200-ubuntu-hardy/cryptopp-gost-ecb.txt" index 1 using 1:($2 / 1048576):($3 / 1048576) title "Ubuntu-Hardy GOST" with errorlines pt 0 lt 6 lc 8, \
     "p4-3200-ubuntu-hardy/cryptopp-xtea-ecb.txt" index 1 using 1:($2 / 1048576):($3 / 1048576) title "Ubuntu-Hardy xTEA" with errorlines pt 0 lt 6 lc 9, \
     "p4-3200-ubuntu-hardy/cryptopp-blowfish-ecb.txt" index 1 using 1:($2 / 1048576):($3 / 1048576) title "Ubuntu-Hardy Blowfish" with errorlines pt 0 lt 6 lc 4, \
     "p4-3200-ubuntu-hardy/cryptopp-cast5-ecb.txt" index 1 using 1:($2 / 1048576):($3 / 1048576) title "Ubuntu-Hardy CAST5" with errorlines pt 0 lt 6 lc 5, \
     "p4-3200-ubuntu-hardy/cryptopp-3des-ecb.txt" index 1 using 1:($2 / 1048576):($3 / 1048576) title "Ubuntu-Hardy 3DES" with errorlines pt 0 lt 6 lc 6, \
\
     "p4-3200-fedora8/cryptopp-rijndael-ecb.txt" index 1 using 1:($2 / 1048576):($3 / 1048576) title "Fedora 8 Rijndael" with errorlines pt 0 lt 8 lc 1, \
     "p4-3200-fedora8/cryptopp-serpent-ecb.txt" index 1 using 1:($2 / 1048576):($3 / 1048576) title "Fedora 8 Serpent" with errorlines pt 0 lt 8 lc 2, \
     "p4-3200-fedora8/cryptopp-twofish-ecb.txt" index 1 using 1:($2 / 1048576):($3 / 1048576) title "Fedora 8 Twofish" with errorlines pt 0 lt 8 lc 3, \
     "p4-3200-fedora8/cryptopp-cast6-ecb.txt" index 1 using 1:($2 / 1048576):($3 / 1048576) title "Fedora 8 CAST6" with errorlines pt 0 lt 8 lc 7, \
     "p4-3200-fedora8/cryptopp-gost-ecb.txt" index 1 using 1:($2 / 1048576):($3 / 1048576) title "Fedora 8 GOST" with errorlines pt 0 lt 8 lc 8, \
     "p4-3200-fedora8/cryptopp-xtea-ecb.txt" index 1 using 1:($2 / 1048576):($3 / 1048576) title "Fedora 8 xTEA" with errorlines pt 0 lt 8 lc 9, \
     "p4-3200-fedora8/cryptopp-blowfish-ecb.txt" index 1 using 1:($2 / 1048576):($3 / 1048576) title "Fedora 8 Blowfish" with errorlines pt 0 lt 8 lc 4, \
     "p4-3200-fedora8/cryptopp-cast5-ecb.txt" index 1 using 1:($2 / 1048576):($3 / 1048576) title "Fedora 8 CAST5" with errorlines pt 0 lt 8 lc 5, \
     "p4-3200-fedora8/cryptopp-3des-ecb.txt" index 1 using 1:($2 / 1048576):($3 / 1048576) title "Fedora 8 3DES" with errorlines pt 0 lt 8 lc 6

### Plot ###

set title "OpenSSL Ciphers: Speed by Data Length"
set xlabel "Data Length in Bytes"
set ylabel "Megabyte / Second"
set logscale x
unset logscale y
set key below

plot "p4-3200-gentoo/openssl-rijndael-ecb.txt" index 1 using 1:($2 / 1048576):($3 / 1048576) title "Gentoo Rijndael" with errorlines pt 0 lt 1 lc 1, \
     "p4-3200-gentoo/openssl-blowfish-ecb.txt" index 1 using 1:($2 / 1048576):($3 / 1048576) title "Gentoo Blowfish" with errorlines pt 0 lt 1 lc 4, \
     "p4-3200-gentoo/openssl-cast5-ecb.txt" index 1 using 1:($2 / 1048576):($3 / 1048576) title "Gentoo CAST5" with errorlines pt 0 lt 1 lc 5, \
     "p4-3200-gentoo/openssl-3des-ecb.txt" index 1 using 1:($2 / 1048576):($3 / 1048576) title "Gentoo 3DES" with errorlines pt 0 lt 1 lc 6, \
\
     "p4-3200-debian-etch/openssl-rijndael-ecb.txt" index 1 using 1:($2 / 1048576):($3 / 1048576) title "Debian-Etch Rijndael" with errorlines pt 0 lt 2 lc 1, \
     "p4-3200-debian-etch/openssl-blowfish-ecb.txt" index 1 using 1:($2 / 1048576):($3 / 1048576) title "Debian-Etch Blowfish" with errorlines pt 0 lt 2 lc 4, \
     "p4-3200-debian-etch/openssl-cast5-ecb.txt" index 1 using 1:($2 / 1048576):($3 / 1048576) title "Debian-Etch CAST5" with errorlines pt 0 lt 2 lc 5, \
     "p4-3200-debian-etch/openssl-3des-ecb.txt" index 1 using 1:($2 / 1048576):($3 / 1048576) title "Debian-Etch 3DES" with errorlines pt 0 lt 2 lc 6, \
\
     "p4-3200-debian-lenny/openssl-rijndael-ecb.txt" index 1 using 1:($2 / 1048576):($3 / 1048576) title "Debian-Lenny Rijndael" with errorlines pt 0 lt 4 lc 1, \
     "p4-3200-debian-lenny/openssl-blowfish-ecb.txt" index 1 using 1:($2 / 1048576):($3 / 1048576) title "Debian-Lenny Blowfish" with errorlines pt 0 lt 4 lc 4, \
     "p4-3200-debian-lenny/openssl-cast5-ecb.txt" index 1 using 1:($2 / 1048576):($3 / 1048576) title "Debian-Lenny CAST5" with errorlines pt 0 lt 4 lc 5, \
     "p4-3200-debian-lenny/openssl-3des-ecb.txt" index 1 using 1:($2 / 1048576):($3 / 1048576) title "Debian-Lenny 3DES" with errorlines pt 0 lt 4 lc 6, \
\
     "p4-3200-ubuntu-gutsy/openssl-rijndael-ecb.txt" index 1 using 1:($2 / 1048576):($3 / 1048576) title "Ubuntu-Gutsy Rijndael" with errorlines pt 0 lt 5 lc 1, \
     "p4-3200-ubuntu-gutsy/openssl-blowfish-ecb.txt" index 1 using 1:($2 / 1048576):($3 / 1048576) title "Ubuntu-Gutsy Blowfish" with errorlines pt 0 lt 5 lc 4, \
     "p4-3200-ubuntu-gutsy/openssl-cast5-ecb.txt" index 1 using 1:($2 / 1048576):($3 / 1048576) title "Ubuntu-Gutsy CAST5" with errorlines pt 0 lt 5 lc 5, \
     "p4-3200-ubuntu-gutsy/openssl-3des-ecb.txt" index 1 using 1:($2 / 1048576):($3 / 1048576) title "Ubuntu-Gutsy 3DES" with errorlines pt 0 lt 5 lc 6, \
\
     "p4-3200-ubuntu-hardy/openssl-rijndael-ecb.txt" index 1 using 1:($2 / 1048576):($3 / 1048576) title "Ubuntu-Hardy Rijndael" with errorlines pt 0 lt 6 lc 1, \
     "p4-3200-ubuntu-hardy/openssl-blowfish-ecb.txt" index 1 using 1:($2 / 1048576):($3 / 1048576) title "Ubuntu-Hardy Blowfish" with errorlines pt 0 lt 6 lc 4, \
     "p4-3200-ubuntu-hardy/openssl-cast5-ecb.txt" index 1 using 1:($2 / 1048576):($3 / 1048576) title "Ubuntu-Hardy CAST5" with errorlines pt 0 lt 6 lc 5, \
     "p4-3200-ubuntu-hardy/openssl-3des-ecb.txt" index 1 using 1:($2 / 1048576):($3 / 1048576) title "Ubuntu-Hardy 3DES" with errorlines pt 0 lt 6 lc 6, \
\
     "p4-3200-fedora8/openssl-rijndael-ecb.txt" index 1 using 1:($2 / 1048576):($3 / 1048576) title "Fedora 8 Rijndael" with errorlines pt 0 lt 8 lc 1, \
     "p4-3200-fedora8/openssl-blowfish-ecb.txt" index 1 using 1:($2 / 1048576):($3 / 1048576) title "Fedora 8 Blowfish" with errorlines pt 0 lt 8 lc 4, \
     "p4-3200-fedora8/openssl-cast5-ecb.txt" index 1 using 1:($2 / 1048576):($3 / 1048576) title "Fedora 8 CAST5" with errorlines pt 0 lt 8 lc 5, \
     "p4-3200-fedora8/openssl-3des-ecb.txt" index 1 using 1:($2 / 1048576):($3 / 1048576) title "Fedora 8 3DES" with errorlines pt 0 lt 8 lc 6

### Plot ###

set title "Nettle Ciphers: Speed by Data Length"
set xlabel "Data Length in Bytes"
set ylabel "Megabyte / Second"
set logscale x
unset logscale y
set key below

plot "p4-3200-gentoo/nettle-rijndael-ecb.txt" index 1 using 1:($2 / 1048576):($3 / 1048576) title "Gentoo Rijndael" with errorlines pt 0 lt 1 lc 1, \
     "p4-3200-gentoo/nettle-serpent-ecb.txt" index 1 using 1:($2 / 1048576):($3 / 1048576) title "Gentoo Serpent" with errorlines pt 0 lt 1 lc 2, \
     "p4-3200-gentoo/nettle-twofish-ecb.txt" index 1 using 1:($2 / 1048576):($3 / 1048576) title "Gentoo Twofish" with errorlines pt 0 lt 1 lc 3, \
     "p4-3200-gentoo/nettle-blowfish-ecb.txt" index 1 using 1:($2 / 1048576):($3 / 1048576) title "Gentoo Blowfish" with errorlines pt 0 lt 1 lc 4, \
     "p4-3200-gentoo/nettle-cast5-ecb.txt" index 1 using 1:($2 / 1048576):($3 / 1048576) title "Gentoo CAST5" with errorlines pt 0 lt 1 lc 5, \
     "p4-3200-gentoo/nettle-3des-ecb.txt" index 1 using 1:($2 / 1048576):($3 / 1048576) title "Gentoo 3DES" with errorlines pt 0 lt 1 lc 6, \
\
     "p4-3200-debian-etch/nettle-rijndael-ecb.txt" index 1 using 1:($2 / 1048576):($3 / 1048576) title "Debian-Etch Rijndael" with errorlines pt 0 lt 2 lc 1, \
     "p4-3200-debian-etch/nettle-serpent-ecb.txt" index 1 using 1:($2 / 1048576):($3 / 1048576) title "Debian-Etch Serpent" with errorlines pt 0 lt 2 lc 2, \
     "p4-3200-debian-etch/nettle-twofish-ecb.txt" index 1 using 1:($2 / 1048576):($3 / 1048576) title "Debian-Etch Twofish" with errorlines pt 0 lt 2 lc 3, \
     "p4-3200-debian-etch/nettle-blowfish-ecb.txt" index 1 using 1:($2 / 1048576):($3 / 1048576) title "Debian-Etch Blowfish" with errorlines pt 0 lt 2 lc 4, \
     "p4-3200-debian-etch/nettle-cast5-ecb.txt" index 1 using 1:($2 / 1048576):($3 / 1048576) title "Debian-Etch CAST5" with errorlines pt 0 lt 2 lc 5, \
     "p4-3200-debian-etch/nettle-3des-ecb.txt" index 1 using 1:($2 / 1048576):($3 / 1048576) title "Debian-Etch 3DES" with errorlines pt 0 lt 2 lc 6, \
\
     "p4-3200-debian-lenny/nettle-rijndael-ecb.txt" index 1 using 1:($2 / 1048576):($3 / 1048576) title "Debian-Lenny Rijndael" with errorlines pt 0 lt 4 lc 1, \
     "p4-3200-debian-lenny/nettle-serpent-ecb.txt" index 1 using 1:($2 / 1048576):($3 / 1048576) title "Debian-Lenny Serpent" with errorlines pt 0 lt 4 lc 2, \
     "p4-3200-debian-lenny/nettle-twofish-ecb.txt" index 1 using 1:($2 / 1048576):($3 / 1048576) title "Debian-Lenny Twofish" with errorlines pt 0 lt 4 lc 3, \
     "p4-3200-debian-lenny/nettle-blowfish-ecb.txt" index 1 using 1:($2 / 1048576):($3 / 1048576) title "Debian-Lenny Blowfish" with errorlines pt 0 lt 4 lc 4, \
     "p4-3200-debian-lenny/nettle-cast5-ecb.txt" index 1 using 1:($2 / 1048576):($3 / 1048576) title "Debian-Lenny CAST5" with errorlines pt 0 lt 4 lc 5, \
     "p4-3200-debian-lenny/nettle-3des-ecb.txt" index 1 using 1:($2 / 1048576):($3 / 1048576) title "Debian-Lenny 3DES" with errorlines pt 0 lt 4 lc 6, \
\
     "p4-3200-ubuntu-gutsy/nettle-rijndael-ecb.txt" index 1 using 1:($2 / 1048576):($3 / 1048576) title "Ubuntu-Gutsy Rijndael" with errorlines pt 0 lt 5 lc 1, \
     "p4-3200-ubuntu-gutsy/nettle-serpent-ecb.txt" index 1 using 1:($2 / 1048576):($3 / 1048576) title "Ubuntu-Gutsy Serpent" with errorlines pt 0 lt 5 lc 2, \
     "p4-3200-ubuntu-gutsy/nettle-twofish-ecb.txt" index 1 using 1:($2 / 1048576):($3 / 1048576) title "Ubuntu-Gutsy Twofish" with errorlines pt 0 lt 5 lc 3, \
     "p4-3200-ubuntu-gutsy/nettle-blowfish-ecb.txt" index 1 using 1:($2 / 1048576):($3 / 1048576) title "Ubuntu-Gutsy Blowfish" with errorlines pt 0 lt 5 lc 4, \
     "p4-3200-ubuntu-gutsy/nettle-cast5-ecb.txt" index 1 using 1:($2 / 1048576):($3 / 1048576) title "Ubuntu-Gutsy CAST5" with errorlines pt 0 lt 5 lc 5, \
     "p4-3200-ubuntu-gutsy/nettle-3des-ecb.txt" index 1 using 1:($2 / 1048576):($3 / 1048576) title "Ubuntu-Gutsy 3DES" with errorlines pt 0 lt 5 lc 6, \
\
     "p4-3200-ubuntu-hardy/nettle-rijndael-ecb.txt" index 1 using 1:($2 / 1048576):($3 / 1048576) title "Ubuntu-Hardy Rijndael" with errorlines pt 0 lt 6 lc 1, \
     "p4-3200-ubuntu-hardy/nettle-serpent-ecb.txt" index 1 using 1:($2 / 1048576):($3 / 1048576) title "Ubuntu-Hardy Serpent" with errorlines pt 0 lt 6 lc 2, \
     "p4-3200-ubuntu-hardy/nettle-twofish-ecb.txt" index 1 using 1:($2 / 1048576):($3 / 1048576) title "Ubuntu-Hardy Twofish" with errorlines pt 0 lt 6 lc 3, \
     "p4-3200-ubuntu-hardy/nettle-blowfish-ecb.txt" index 1 using 1:($2 / 1048576):($3 / 1048576) title "Ubuntu-Hardy Blowfish" with errorlines pt 0 lt 6 lc 4, \
     "p4-3200-ubuntu-hardy/nettle-cast5-ecb.txt" index 1 using 1:($2 / 1048576):($3 / 1048576) title "Ubuntu-Hardy CAST5" with errorlines pt 0 lt 6 lc 5, \
     "p4-3200-ubuntu-hardy/nettle-3des-ecb.txt" index 1 using 1:($2 / 1048576):($3 / 1048576) title "Ubuntu-Hardy 3DES" with errorlines pt 0 lt 6 lc 6, \
\
     "p4-3200-fedora8/nettle-rijndael-ecb.txt" index 1 using 1:($2 / 1048576):($3 / 1048576) title "Fedora 8 Rijndael" with errorlines pt 0 lt 8 lc 1, \
     "p4-3200-fedora8/nettle-serpent-ecb.txt" index 1 using 1:($2 / 1048576):($3 / 1048576) title "Fedora 8 Serpent" with errorlines pt 0 lt 8 lc 2, \
     "p4-3200-fedora8/nettle-twofish-ecb.txt" index 1 using 1:($2 / 1048576):($3 / 1048576) title "Fedora 8 Twofish" with errorlines pt 0 lt 8 lc 3, \
     "p4-3200-fedora8/nettle-blowfish-ecb.txt" index 1 using 1:($2 / 1048576):($3 / 1048576) title "Fedora 8 Blowfish" with errorlines pt 0 lt 8 lc 4, \
     "p4-3200-fedora8/nettle-cast5-ecb.txt" index 1 using 1:($2 / 1048576):($3 / 1048576) title "Fedora 8 CAST5" with errorlines pt 0 lt 8 lc 5, \
     "p4-3200-fedora8/nettle-3des-ecb.txt" index 1 using 1:($2 / 1048576):($3 / 1048576) title "Fedora 8 3DES" with errorlines pt 0 lt 8 lc 6

### Plot ###

set title "Tomcrypt Ciphers: Speed by Data Length"
set xlabel "Data Length in Bytes"
set ylabel "Megabyte / Second"
set logscale x
unset logscale y
set key below

plot "p4-3200-gentoo/tomcrypt-rijndael-ecb.txt" index 1 using 1:($2 / 1048576):($3 / 1048576) title "Gentoo Rijndael" with errorlines pt 0 lt 1 lc 1, \
     "p4-3200-gentoo/tomcrypt-twofish-ecb.txt" index 1 using 1:($2 / 1048576):($3 / 1048576) title "Gentoo Twofish" with errorlines pt 0 lt 1 lc 3, \
     "p4-3200-gentoo/tomcrypt-saferplus-ecb.txt" index 1 using 1:($2 / 1048576):($3 / 1048576) title "Gentoo Safer+" with errorlines pt 0 lt 1 lc 2, \
     "p4-3200-gentoo/tomcrypt-noekeon-ecb.txt" index 1 using 1:($2 / 1048576):($3 / 1048576) title "Gentoo Noekeon" with errorlines pt 0 lt 1 lc 12, \
     "p4-3200-gentoo/tomcrypt-skipjack-ecb.txt" index 1 using 1:($2 / 1048576):($3 / 1048576) title "Gentoo Skipjack" with errorlines pt 0 lt 1 lc 11, \
     "p4-3200-gentoo/tomcrypt-anubis-ecb.txt" index 1 using 1:($2 / 1048576):($3 / 1048576) title "Gentoo Anubis" with errorlines pt 0 lt 1 lc 10, \
     "p4-3200-gentoo/tomcrypt-xtea-ecb.txt" index 1 using 1:($2 / 1048576):($3 / 1048576) title "Gentoo xTEA" with errorlines pt 0 lt 1 lc 9, \
     "p4-3200-gentoo/tomcrypt-blowfish-ecb.txt" index 1 using 1:($2 / 1048576):($3 / 1048576) title "Gentoo Blowfish" with errorlines pt 0 lt 1 lc 4, \
     "p4-3200-gentoo/tomcrypt-cast5-ecb.txt" index 1 using 1:($2 / 1048576):($3 / 1048576) title "Gentoo CAST5" with errorlines pt 0 lt 1 lc 5, \
     "p4-3200-gentoo/tomcrypt-3des-ecb.txt" index 1 using 1:($2 / 1048576):($3 / 1048576) title "Gentoo 3DES" with errorlines pt 0 lt 1 lc 6, \
\
     "p4-3200-debian-etch/tomcrypt-rijndael-ecb.txt" index 1 using 1:($2 / 1048576):($3 / 1048576) title "Debian-Etch Rijndael" with errorlines pt 0 lt 2 lc 1, \
     "p4-3200-debian-etch/tomcrypt-twofish-ecb.txt" index 1 using 1:($2 / 1048576):($3 / 1048576) title "Debian-Etch Twofish" with errorlines pt 0 lt 2 lc 3, \
     "p4-3200-debian-etch/tomcrypt-saferplus-ecb.txt" index 1 using 1:($2 / 1048576):($3 / 1048576) title "Debian-Etch Safer+" with errorlines pt 0 lt 2 lc 2, \
     "p4-3200-debian-etch/tomcrypt-noekeon-ecb.txt" index 1 using 1:($2 / 1048576):($3 / 1048576) title "Debian-Etch Noekeon" with errorlines pt 0 lt 2 lc 12, \
     "p4-3200-debian-etch/tomcrypt-skipjack-ecb.txt" index 1 using 1:($2 / 1048576):($3 / 1048576) title "Debian-Etch Skipjack" with errorlines pt 0 lt 2 lc 11, \
     "p4-3200-debian-etch/tomcrypt-anubis-ecb.txt" index 1 using 1:($2 / 1048576):($3 / 1048576) title "Debian-Etch Anubis" with errorlines pt 0 lt 2 lc 10, \
     "p4-3200-debian-etch/tomcrypt-xtea-ecb.txt" index 1 using 1:($2 / 1048576):($3 / 1048576) title "Debian-Etch xTEA" with errorlines pt 0 lt 2 lc 9, \
     "p4-3200-debian-etch/tomcrypt-blowfish-ecb.txt" index 1 using 1:($2 / 1048576):($3 / 1048576) title "Debian-Etch Blowfish" with errorlines pt 0 lt 2 lc 4, \
     "p4-3200-debian-etch/tomcrypt-cast5-ecb.txt" index 1 using 1:($2 / 1048576):($3 / 1048576) title "Debian-Etch CAST5" with errorlines pt 0 lt 2 lc 5, \
     "p4-3200-debian-etch/tomcrypt-3des-ecb.txt" index 1 using 1:($2 / 1048576):($3 / 1048576) title "Debian-Etch 3DES" with errorlines pt 0 lt 2 lc 6, \
\
     "p4-3200-debian-lenny/tomcrypt-rijndael-ecb.txt" index 1 using 1:($2 / 1048576):($3 / 1048576) title "Debian-Lenny Rijndael" with errorlines pt 0 lt 4 lc 1, \
     "p4-3200-debian-lenny/tomcrypt-twofish-ecb.txt" index 1 using 1:($2 / 1048576):($3 / 1048576) title "Debian-Lenny Twofish" with errorlines pt 0 lt 4 lc 3, \
     "p4-3200-debian-lenny/tomcrypt-saferplus-ecb.txt" index 1 using 1:($2 / 1048576):($3 / 1048576) title "Debian-Lenny Safer+" with errorlines pt 0 lt 4 lc 2, \
     "p4-3200-debian-lenny/tomcrypt-noekeon-ecb.txt" index 1 using 1:($2 / 1048576):($3 / 1048576) title "Debian-Lenny Noekeon" with errorlines pt 0 lt 4 lc 12, \
     "p4-3200-debian-lenny/tomcrypt-skipjack-ecb.txt" index 1 using 1:($2 / 1048576):($3 / 1048576) title "Debian-Lenny Skipjack" with errorlines pt 0 lt 4 lc 11, \
     "p4-3200-debian-lenny/tomcrypt-anubis-ecb.txt" index 1 using 1:($2 / 1048576):($3 / 1048576) title "Debian-Lenny Anubis" with errorlines pt 0 lt 4 lc 10, \
     "p4-3200-debian-lenny/tomcrypt-xtea-ecb.txt" index 1 using 1:($2 / 1048576):($3 / 1048576) title "Debian-Lenny xTEA" with errorlines pt 0 lt 4 lc 9, \
     "p4-3200-debian-lenny/tomcrypt-blowfish-ecb.txt" index 1 using 1:($2 / 1048576):($3 / 1048576) title "Debian-Lenny Blowfish" with errorlines pt 0 lt 4 lc 4, \
     "p4-3200-debian-lenny/tomcrypt-cast5-ecb.txt" index 1 using 1:($2 / 1048576):($3 / 1048576) title "Debian-Lenny CAST5" with errorlines pt 0 lt 4 lc 5, \
     "p4-3200-debian-lenny/tomcrypt-3des-ecb.txt" index 1 using 1:($2 / 1048576):($3 / 1048576) title "Debian-Lenny 3DES" with errorlines pt 0 lt 4 lc 6, \
\
     "p4-3200-ubuntu-gutsy/tomcrypt-rijndael-ecb.txt" index 1 using 1:($2 / 1048576):($3 / 1048576) title "Ubuntu-Gutsy Rijndael" with errorlines pt 0 lt 5 lc 1, \
     "p4-3200-ubuntu-gutsy/tomcrypt-twofish-ecb.txt" index 1 using 1:($2 / 1048576):($3 / 1048576) title "Ubuntu-Gutsy Twofish" with errorlines pt 0 lt 5 lc 3, \
     "p4-3200-ubuntu-gutsy/tomcrypt-saferplus-ecb.txt" index 1 using 1:($2 / 1048576):($3 / 1048576) title "Ubuntu-Gutsy Safer+" with errorlines pt 0 lt 5 lc 2, \
     "p4-3200-ubuntu-gutsy/tomcrypt-noekeon-ecb.txt" index 1 using 1:($2 / 1048576):($3 / 1048576) title "Ubuntu-Gutsy Noekeon" with errorlines pt 0 lt 5 lc 12, \
     "p4-3200-ubuntu-gutsy/tomcrypt-skipjack-ecb.txt" index 1 using 1:($2 / 1048576):($3 / 1048576) title "Ubuntu-Gutsy Skipjack" with errorlines pt 0 lt 5 lc 11, \
     "p4-3200-ubuntu-gutsy/tomcrypt-anubis-ecb.txt" index 1 using 1:($2 / 1048576):($3 / 1048576) title "Ubuntu-Gutsy Anubis" with errorlines pt 0 lt 5 lc 10, \
     "p4-3200-ubuntu-gutsy/tomcrypt-xtea-ecb.txt" index 1 using 1:($2 / 1048576):($3 / 1048576) title "Ubuntu-Gutsy xTEA" with errorlines pt 0 lt 5 lc 9, \
     "p4-3200-ubuntu-gutsy/tomcrypt-blowfish-ecb.txt" index 1 using 1:($2 / 1048576):($3 / 1048576) title "Ubuntu-Gutsy Blowfish" with errorlines pt 0 lt 5 lc 4, \
     "p4-3200-ubuntu-gutsy/tomcrypt-cast5-ecb.txt" index 1 using 1:($2 / 1048576):($3 / 1048576) title "Ubuntu-Gutsy CAST5" with errorlines pt 0 lt 5 lc 5, \
     "p4-3200-ubuntu-gutsy/tomcrypt-3des-ecb.txt" index 1 using 1:($2 / 1048576):($3 / 1048576) title "Ubuntu-Gutsy 3DES" with errorlines pt 0 lt 5 lc 6, \
\
     "p4-3200-ubuntu-hardy/tomcrypt-rijndael-ecb.txt" index 1 using 1:($2 / 1048576):($3 / 1048576) title "Ubuntu-Hardy Rijndael" with errorlines pt 0 lt 6 lc 1, \
     "p4-3200-ubuntu-hardy/tomcrypt-twofish-ecb.txt" index 1 using 1:($2 / 1048576):($3 / 1048576) title "Ubuntu-Hardy Twofish" with errorlines pt 0 lt 6 lc 3, \
     "p4-3200-ubuntu-hardy/tomcrypt-saferplus-ecb.txt" index 1 using 1:($2 / 1048576):($3 / 1048576) title "Ubuntu-Hardy Safer+" with errorlines pt 0 lt 6 lc 2, \
     "p4-3200-ubuntu-hardy/tomcrypt-noekeon-ecb.txt" index 1 using 1:($2 / 1048576):($3 / 1048576) title "Ubuntu-Hardy Noekeon" with errorlines pt 0 lt 6 lc 12, \
     "p4-3200-ubuntu-hardy/tomcrypt-skipjack-ecb.txt" index 1 using 1:($2 / 1048576):($3 / 1048576) title "Ubuntu-Hardy Skipjack" with errorlines pt 0 lt 6 lc 11, \
     "p4-3200-ubuntu-hardy/tomcrypt-anubis-ecb.txt" index 1 using 1:($2 / 1048576):($3 / 1048576) title "Ubuntu-Hardy Anubis" with errorlines pt 0 lt 6 lc 10, \
     "p4-3200-ubuntu-hardy/tomcrypt-xtea-ecb.txt" index 1 using 1:($2 / 1048576):($3 / 1048576) title "Ubuntu-Hardy xTEA" with errorlines pt 0 lt 6 lc 9, \
     "p4-3200-ubuntu-hardy/tomcrypt-blowfish-ecb.txt" index 1 using 1:($2 / 1048576):($3 / 1048576) title "Ubuntu-Hardy Blowfish" with errorlines pt 0 lt 6 lc 4, \
     "p4-3200-ubuntu-hardy/tomcrypt-cast5-ecb.txt" index 1 using 1:($2 / 1048576):($3 / 1048576) title "Ubuntu-Hardy CAST5" with errorlines pt 0 lt 6 lc 5, \
     "p4-3200-ubuntu-hardy/tomcrypt-3des-ecb.txt" index 1 using 1:($2 / 1048576):($3 / 1048576) title "Ubuntu-Hardy 3DES" with errorlines pt 0 lt 6 lc 6, \
\
     "p4-3200-fedora8/tomcrypt-rijndael-ecb.txt" index 1 using 1:($2 / 1048576):($3 / 1048576) title "Fedora 8 Rijndael" with errorlines pt 0 lt 8 lc 1, \
     "p4-3200-fedora8/tomcrypt-twofish-ecb.txt" index 1 using 1:($2 / 1048576):($3 / 1048576) title "Fedora 8 Twofish" with errorlines pt 0 lt 8 lc 3, \
     "p4-3200-fedora8/tomcrypt-saferplus-ecb.txt" index 1 using 1:($2 / 1048576):($3 / 1048576) title "Fedora 8 Safer+" with errorlines pt 0 lt 8 lc 2, \
     "p4-3200-fedora8/tomcrypt-noekeon-ecb.txt" index 1 using 1:($2 / 1048576):($3 / 1048576) title "Fedora 8 Noekeon" with errorlines pt 0 lt 8 lc 12, \
     "p4-3200-fedora8/tomcrypt-skipjack-ecb.txt" index 1 using 1:($2 / 1048576):($3 / 1048576) title "Fedora 8 Skipjack" with errorlines pt 0 lt 8 lc 11, \
     "p4-3200-fedora8/tomcrypt-anubis-ecb.txt" index 1 using 1:($2 / 1048576):($3 / 1048576) title "Fedora 8 Anubis" with errorlines pt 0 lt 8 lc 10, \
     "p4-3200-fedora8/tomcrypt-xtea-ecb.txt" index 1 using 1:($2 / 1048576):($3 / 1048576) title "Fedora 8 xTEA" with errorlines pt 0 lt 8 lc 9, \
     "p4-3200-fedora8/tomcrypt-blowfish-ecb.txt" index 1 using 1:($2 / 1048576):($3 / 1048576) title "Fedora 8 Blowfish" with errorlines pt 0 lt 8 lc 4, \
     "p4-3200-fedora8/tomcrypt-cast5-ecb.txt" index 1 using 1:($2 / 1048576):($3 / 1048576) title "Fedora 8 CAST5" with errorlines pt 0 lt 8 lc 5, \
     "p4-3200-fedora8/tomcrypt-3des-ecb.txt" index 1 using 1:($2 / 1048576):($3 / 1048576) title "Fedora 8 3DES" with errorlines pt 0 lt 8 lc 6

### Plot ###

set title "Beecrypt Ciphers: Speed by Data Length"
set xlabel "Data Length in Bytes"
set ylabel "Megabyte / Second"
set logscale x
unset logscale y
set key below

plot "p4-3200-gentoo/beecrypt-rijndael-ecb.txt" index 1 using 1:($2 / 1048576):($3 / 1048576) title "Gentoo Rijndael" with errorlines pt 0 lt 1 lc 1, \
     "p4-3200-gentoo/beecrypt-blowfish-ecb.txt" index 1 using 1:($2 / 1048576):($3 / 1048576) title "Gentoo Blowfish" with errorlines pt 0 lt 1 lc 4, \
\
     "p4-3200-debian-etch/beecrypt-rijndael-ecb.txt" index 1 using 1:($2 / 1048576):($3 / 1048576) title "Debian-Etch Rijndael" with errorlines pt 0 lt 2 lc 1, \
     "p4-3200-debian-etch/beecrypt-blowfish-ecb.txt" index 1 using 1:($2 / 1048576):($3 / 1048576) title "Debian-Etch Blowfish" with errorlines pt 0 lt 2 lc 4, \
\
     "p4-3200-debian-lenny/beecrypt-rijndael-ecb.txt" index 1 using 1:($2 / 1048576):($3 / 1048576) title "Debian-Lenny Rijndael" with errorlines pt 0 lt 4 lc 1, \
     "p4-3200-debian-lenny/beecrypt-blowfish-ecb.txt" index 1 using 1:($2 / 1048576):($3 / 1048576) title "Debian-Lenny Blowfish" with errorlines pt 0 lt 4 lc 4, \
\
     "p4-3200-ubuntu-gutsy/beecrypt-rijndael-ecb.txt" index 1 using 1:($2 / 1048576):($3 / 1048576) title "Ubuntu-Gutsy Rijndael" with errorlines pt 0 lt 5 lc 1, \
     "p4-3200-ubuntu-gutsy/beecrypt-blowfish-ecb.txt" index 1 using 1:($2 / 1048576):($3 / 1048576) title "Ubuntu-Gutsy Blowfish" with errorlines pt 0 lt 5 lc 4, \
\
     "p4-3200-ubuntu-hardy/beecrypt-rijndael-ecb.txt" index 1 using 1:($2 / 1048576):($3 / 1048576) title "Ubuntu-Hardy Rijndael" with errorlines pt 0 lt 6 lc 1, \
     "p4-3200-ubuntu-hardy/beecrypt-blowfish-ecb.txt" index 1 using 1:($2 / 1048576):($3 / 1048576) title "Ubuntu-Hardy Blowfish" with errorlines pt 0 lt 6 lc 4, \
\
     "p4-3200-fedora8/beecrypt-rijndael-ecb.txt" index 1 using 1:($2 / 1048576):($3 / 1048576) title "Fedora 8 Rijndael" with errorlines pt 0 lt 8 lc 1, \
     "p4-3200-fedora8/beecrypt-blowfish-ecb.txt" index 1 using 1:($2 / 1048576):($3 / 1048576) title "Fedora 8 Blowfish" with errorlines pt 0 lt 8 lc 4

### Plot ###

set title "Rijndael AES: Speed by Data Length"
set xlabel "Data Length in Bytes"
set ylabel "Megabyte / Second"
set logscale x
unset logscale y
set key below

plot "p4-3200-gentoo/gcrypt-rijndael-ecb.txt" index 1 using 1:($2 / 1048576):($3 / 1048576) title "Gentoo libgcrypt" with errorlines pt 0 lt 1 lc 1, \
     "p4-3200-gentoo/mcrypt-rijndael-ecb.txt" index 1 using 1:($2 / 1048576):($3 / 1048576) title "Gentoo libmcrypt" with errorlines pt 0 lt 1 lc 2, \
     "p4-3200-gentoo/botan-rijndael-ecb.txt" index 1 using 1:($2 / 1048576):($3 / 1048576) title "Gentoo Botan" with errorlines pt 0 lt 1 lc 3, \
     "p4-3200-gentoo/cryptopp-rijndael-ecb.txt" index 1 using 1:($2 / 1048576):($3 / 1048576) title "Gentoo Crypto++" with errorlines pt 0 lt 1 lc 4, \
     "p4-3200-gentoo/openssl-rijndael-ecb.txt" index 1 using 1:($2 / 1048576):($3 / 1048576) title "Gentoo OpenSSL" with errorlines pt 0 lt 1 lc 5, \
     "p4-3200-gentoo/nettle-rijndael-ecb.txt" index 1 using 1:($2 / 1048576):($3 / 1048576) title "Gentoo Nettle" with errorlines pt 0 lt 1 lc 6, \
     "p4-3200-gentoo/beecrypt-rijndael-ecb.txt" index 1 using 1:($2 / 1048576):($3 / 1048576) title "Gentoo Beecrypt" with errorlines pt 0 lt 1 lc 7, \
     "p4-3200-gentoo/tomcrypt-rijndael-ecb.txt" index 1 using 1:($2 / 1048576):($3 / 1048576) title "Gentoo Tomcrypt" with errorlines pt 0 lt 1 lc 8, \
     "p4-3200-gentoo/my-rijndael-ecb.txt" index 1 using 1:($2 / 1048576):($3 / 1048576) title "Gentoo Custom" with errorlines pt 0 lt 1 lc 9, \
\
     "p4-3200-debian-etch/gcrypt-rijndael-ecb.txt" index 1 using 1:($2 / 1048576):($3 / 1048576) title "Debian-Etch libgcrypt" with errorlines pt 0 lt 2 lc 1, \
     "p4-3200-debian-etch/mcrypt-rijndael-ecb.txt" index 1 using 1:($2 / 1048576):($3 / 1048576) title "Debian-Etch libmcrypt" with errorlines pt 0 lt 2 lc 2, \
     "p4-3200-debian-etch/botan-rijndael-ecb.txt" index 1 using 1:($2 / 1048576):($3 / 1048576) title "Debian-Etch Botan" with errorlines pt 0 lt 2 lc 3, \
     "p4-3200-debian-etch/cryptopp-rijndael-ecb.txt" index 1 using 1:($2 / 1048576):($3 / 1048576) title "Debian-Etch Crypto++" with errorlines pt 0 lt 2 lc 4, \
     "p4-3200-debian-etch/openssl-rijndael-ecb.txt" index 1 using 1:($2 / 1048576):($3 / 1048576) title "Debian-Etch OpenSSL" with errorlines pt 0 lt 2 lc 5, \
     "p4-3200-debian-etch/nettle-rijndael-ecb.txt" index 1 using 1:($2 / 1048576):($3 / 1048576) title "Debian-Etch Nettle" with errorlines pt 0 lt 2 lc 6, \
     "p4-3200-debian-etch/beecrypt-rijndael-ecb.txt" index 1 using 1:($2 / 1048576):($3 / 1048576) title "Debian-Etch Beecrypt" with errorlines pt 0 lt 2 lc 7, \
     "p4-3200-debian-etch/tomcrypt-rijndael-ecb.txt" index 1 using 1:($2 / 1048576):($3 / 1048576) title "Debian-Etch Tomcrypt" with errorlines pt 0 lt 2 lc 8, \
     "p4-3200-debian-etch/my-rijndael-ecb.txt" index 1 using 1:($2 / 1048576):($3 / 1048576) title "Debian-Etch Custom" with errorlines pt 0 lt 2 lc 9, \
\
     "p4-3200-debian-lenny/gcrypt-rijndael-ecb.txt" index 1 using 1:($2 / 1048576):($3 / 1048576) title "Debian-Lenny libgcrypt" with errorlines pt 0 lt 4 lc 1, \
     "p4-3200-debian-lenny/mcrypt-rijndael-ecb.txt" index 1 using 1:($2 / 1048576):($3 / 1048576) title "Debian-Lenny libmcrypt" with errorlines pt 0 lt 4 lc 2, \
     "p4-3200-debian-lenny/botan-rijndael-ecb.txt" index 1 using 1:($2 / 1048576):($3 / 1048576) title "Debian-Lenny Botan" with errorlines pt 0 lt 4 lc 3, \
     "p4-3200-debian-lenny/cryptopp-rijndael-ecb.txt" index 1 using 1:($2 / 1048576):($3 / 1048576) title "Debian-Lenny Crypto++" with errorlines pt 0 lt 4 lc 4, \
     "p4-3200-debian-lenny/openssl-rijndael-ecb.txt" index 1 using 1:($2 / 1048576):($3 / 1048576) title "Debian-Lenny OpenSSL" with errorlines pt 0 lt 4 lc 5, \
     "p4-3200-debian-lenny/nettle-rijndael-ecb.txt" index 1 using 1:($2 / 1048576):($3 / 1048576) title "Debian-Lenny Nettle" with errorlines pt 0 lt 4 lc 6, \
     "p4-3200-debian-lenny/beecrypt-rijndael-ecb.txt" index 1 using 1:($2 / 1048576):($3 / 1048576) title "Debian-Lenny Beecrypt" with errorlines pt 0 lt 4 lc 7, \
     "p4-3200-debian-lenny/tomcrypt-rijndael-ecb.txt" index 1 using 1:($2 / 1048576):($3 / 1048576) title "Debian-Lenny Tomcrypt" with errorlines pt 0 lt 4 lc 8, \
     "p4-3200-debian-lenny/my-rijndael-ecb.txt" index 1 using 1:($2 / 1048576):($3 / 1048576) title "Debian-Lenny Custom" with errorlines pt 0 lt 4 lc 9, \
\
     "p4-3200-ubuntu-gutsy/gcrypt-rijndael-ecb.txt" index 1 using 1:($2 / 1048576):($3 / 1048576) title "Ubuntu-Gutsy libgcrypt" with errorlines pt 0 lt 5 lc 1, \
     "p4-3200-ubuntu-gutsy/mcrypt-rijndael-ecb.txt" index 1 using 1:($2 / 1048576):($3 / 1048576) title "Ubuntu-Gutsy libmcrypt" with errorlines pt 0 lt 5 lc 2, \
     "p4-3200-ubuntu-gutsy/botan-rijndael-ecb.txt" index 1 using 1:($2 / 1048576):($3 / 1048576) title "Ubuntu-Gutsy Botan" with errorlines pt 0 lt 5 lc 3, \
     "p4-3200-ubuntu-gutsy/cryptopp-rijndael-ecb.txt" index 1 using 1:($2 / 1048576):($3 / 1048576) title "Ubuntu-Gutsy Crypto++" with errorlines pt 0 lt 5 lc 4, \
     "p4-3200-ubuntu-gutsy/openssl-rijndael-ecb.txt" index 1 using 1:($2 / 1048576):($3 / 1048576) title "Ubuntu-Gutsy OpenSSL" with errorlines pt 0 lt 5 lc 5, \
     "p4-3200-ubuntu-gutsy/nettle-rijndael-ecb.txt" index 1 using 1:($2 / 1048576):($3 / 1048576) title "Ubuntu-Gutsy Nettle" with errorlines pt 0 lt 5 lc 6, \
     "p4-3200-ubuntu-gutsy/beecrypt-rijndael-ecb.txt" index 1 using 1:($2 / 1048576):($3 / 1048576) title "Ubuntu-Gutsy Beecrypt" with errorlines pt 0 lt 5 lc 7, \
     "p4-3200-ubuntu-gutsy/tomcrypt-rijndael-ecb.txt" index 1 using 1:($2 / 1048576):($3 / 1048576) title "Ubuntu-Gutsy Tomcrypt" with errorlines pt 0 lt 5 lc 8, \
     "p4-3200-ubuntu-gutsy/my-rijndael-ecb.txt" index 1 using 1:($2 / 1048576):($3 / 1048576) title "Ubuntu-Gutsy Custom" with errorlines pt 0 lt 5 lc 9, \
\
     "p4-3200-ubuntu-hardy/gcrypt-rijndael-ecb.txt" index 1 using 1:($2 / 1048576):($3 / 1048576) title "Ubuntu-Hardy libgcrypt" with errorlines pt 0 lt 6 lc 1, \
     "p4-3200-ubuntu-hardy/mcrypt-rijndael-ecb.txt" index 1 using 1:($2 / 1048576):($3 / 1048576) title "Ubuntu-Hardy libmcrypt" with errorlines pt 0 lt 6 lc 2, \
     "p4-3200-ubuntu-hardy/botan-rijndael-ecb.txt" index 1 using 1:($2 / 1048576):($3 / 1048576) title "Ubuntu-Hardy Botan" with errorlines pt 0 lt 6 lc 3, \
     "p4-3200-ubuntu-hardy/cryptopp-rijndael-ecb.txt" index 1 using 1:($2 / 1048576):($3 / 1048576) title "Ubuntu-Hardy Crypto++" with errorlines pt 0 lt 6 lc 4, \
     "p4-3200-ubuntu-hardy/openssl-rijndael-ecb.txt" index 1 using 1:($2 / 1048576):($3 / 1048576) title "Ubuntu-Hardy OpenSSL" with errorlines pt 0 lt 6 lc 5, \
     "p4-3200-ubuntu-hardy/nettle-rijndael-ecb.txt" index 1 using 1:($2 / 1048576):($3 / 1048576) title "Ubuntu-Hardy Nettle" with errorlines pt 0 lt 6 lc 6, \
     "p4-3200-ubuntu-hardy/beecrypt-rijndael-ecb.txt" index 1 using 1:($2 / 1048576):($3 / 1048576) title "Ubuntu-Hardy Beecrypt" with errorlines pt 0 lt 6 lc 7, \
     "p4-3200-ubuntu-hardy/tomcrypt-rijndael-ecb.txt" index 1 using 1:($2 / 1048576):($3 / 1048576) title "Ubuntu-Hardy Tomcrypt" with errorlines pt 0 lt 6 lc 8, \
     "p4-3200-ubuntu-hardy/my-rijndael-ecb.txt" index 1 using 1:($2 / 1048576):($3 / 1048576) title "Ubuntu-Hardy Custom" with errorlines pt 0 lt 6 lc 9, \
\
     "p4-3200-fedora8/gcrypt-rijndael-ecb.txt" index 1 using 1:($2 / 1048576):($3 / 1048576) title "Fedora 8 libgcrypt" with errorlines pt 0 lt 8 lc 1, \
     "p4-3200-fedora8/mcrypt-rijndael-ecb.txt" index 1 using 1:($2 / 1048576):($3 / 1048576) title "Fedora 8 libmcrypt" with errorlines pt 0 lt 8 lc 2, \
     "p4-3200-fedora8/botan-rijndael-ecb.txt" index 1 using 1:($2 / 1048576):($3 / 1048576) title "Fedora 8 Botan" with errorlines pt 0 lt 8 lc 3, \
     "p4-3200-fedora8/cryptopp-rijndael-ecb.txt" index 1 using 1:($2 / 1048576):($3 / 1048576) title "Fedora 8 Crypto++" with errorlines pt 0 lt 8 lc 4, \
     "p4-3200-fedora8/openssl-rijndael-ecb.txt" index 1 using 1:($2 / 1048576):($3 / 1048576) title "Fedora 8 OpenSSL" with errorlines pt 0 lt 8 lc 5, \
     "p4-3200-fedora8/nettle-rijndael-ecb.txt" index 1 using 1:($2 / 1048576):($3 / 1048576) title "Fedora 8 Nettle" with errorlines pt 0 lt 8 lc 6, \
     "p4-3200-fedora8/beecrypt-rijndael-ecb.txt" index 1 using 1:($2 / 1048576):($3 / 1048576) title "Fedora 8 Beecrypt" with errorlines pt 0 lt 8 lc 7, \
     "p4-3200-fedora8/tomcrypt-rijndael-ecb.txt" index 1 using 1:($2 / 1048576):($3 / 1048576) title "Fedora 8 Tomcrypt" with errorlines pt 0 lt 8 lc 8, \
     "p4-3200-fedora8/my-rijndael-ecb.txt" index 1 using 1:($2 / 1048576):($3 / 1048576) title "Fedora 8 Custom" with errorlines pt 0 lt 8 lc 9

### Plot ###

set title "Serpent: Speed by Data Length"
set xlabel "Data Length in Bytes"
set ylabel "Megabyte / Second"
set logscale x
unset logscale y
set key below

plot "p4-3200-gentoo/gcrypt-serpent-ecb.txt" index 1 using 1:($2 / 1048576):($3 / 1048576) title "Gentoo libgcrypt" with errorlines pt 0 lt 1 lc 1, \
     "p4-3200-gentoo/mcrypt-serpent-ecb.txt" index 1 using 1:($2 / 1048576):($3 / 1048576) title "Gentoo libmcrypt" with errorlines pt 0 lt 1 lc 2, \
     "p4-3200-gentoo/botan-serpent-ecb.txt" index 1 using 1:($2 / 1048576):($3 / 1048576) title "Gentoo Botan" with errorlines pt 0 lt 1 lc 3, \
     "p4-3200-gentoo/cryptopp-serpent-ecb.txt" index 1 using 1:($2 / 1048576):($3 / 1048576) title "Gentoo Crypto++" with errorlines pt 0 lt 1 lc 4, \
     "p4-3200-gentoo/nettle-serpent-ecb.txt" index 1 using 1:($2 / 1048576):($3 / 1048576) title "Gentoo Nettle" with errorlines pt 0 lt 1 lc 5, \
     "p4-3200-gentoo/gladman-serpent-ecb.txt" index 1 using 1:($2 / 1048576):($3 / 1048576) title "Gentoo Gladman" with errorlines pt 0 lt 1 lc 6, \
     "p4-3200-gentoo/mybotan-serpent-ecb.txt" index 1 using 1:($2 / 1048576):($3 / 1048576) title "Gentoo MyBotan" with errorlines pt 0 lt 1 lc 7, \
\
     "p4-3200-debian-etch/gcrypt-serpent-ecb.txt" index 1 using 1:($2 / 1048576):($3 / 1048576) title "Debian-Etch libgcrypt" with errorlines pt 0 lt 2 lc 1, \
     "p4-3200-debian-etch/mcrypt-serpent-ecb.txt" index 1 using 1:($2 / 1048576):($3 / 1048576) title "Debian-Etch libmcrypt" with errorlines pt 0 lt 2 lc 2, \
     "p4-3200-debian-etch/botan-serpent-ecb.txt" index 1 using 1:($2 / 1048576):($3 / 1048576) title "Debian-Etch Botan" with errorlines pt 0 lt 2 lc 3, \
     "p4-3200-debian-etch/cryptopp-serpent-ecb.txt" index 1 using 1:($2 / 1048576):($3 / 1048576) title "Debian-Etch Crypto++" with errorlines pt 0 lt 2 lc 4, \
     "p4-3200-debian-etch/nettle-serpent-ecb.txt" index 1 using 1:($2 / 1048576):($3 / 1048576) title "Debian-Etch Nettle" with errorlines pt 0 lt 2 lc 5, \
     "p4-3200-debian-etch/gladman-serpent-ecb.txt" index 1 using 1:($2 / 1048576):($3 / 1048576) title "Debian-Etch Gladman" with errorlines pt 0 lt 2 lc 6, \
     "p4-3200-debian-etch/mybotan-serpent-ecb.txt" index 1 using 1:($2 / 1048576):($3 / 1048576) title "Debian-Etch MyBotan" with errorlines pt 0 lt 2 lc 7, \
\
     "p4-3200-debian-lenny/gcrypt-serpent-ecb.txt" index 1 using 1:($2 / 1048576):($3 / 1048576) title "Debian-Lenny libgcrypt" with errorlines pt 0 lt 4 lc 1, \
     "p4-3200-debian-lenny/mcrypt-serpent-ecb.txt" index 1 using 1:($2 / 1048576):($3 / 1048576) title "Debian-Lenny libmcrypt" with errorlines pt 0 lt 4 lc 2, \
     "p4-3200-debian-lenny/botan-serpent-ecb.txt" index 1 using 1:($2 / 1048576):($3 / 1048576) title "Debian-Lenny Botan" with errorlines pt 0 lt 4 lc 3, \
     "p4-3200-debian-lenny/cryptopp-serpent-ecb.txt" index 1 using 1:($2 / 1048576):($3 / 1048576) title "Debian-Lenny Crypto++" with errorlines pt 0 lt 4 lc 4, \
     "p4-3200-debian-lenny/nettle-serpent-ecb.txt" index 1 using 1:($2 / 1048576):($3 / 1048576) title "Debian-Lenny Nettle" with errorlines pt 0 lt 4 lc 5, \
     "p4-3200-debian-lenny/gladman-serpent-ecb.txt" index 1 using 1:($2 / 1048576):($3 / 1048576) title "Debian-Lenny Gladman" with errorlines pt 0 lt 4 lc 6, \
     "p4-3200-debian-lenny/mybotan-serpent-ecb.txt" index 1 using 1:($2 / 1048576):($3 / 1048576) title "Debian-Lenny MyBotan" with errorlines pt 0 lt 4 lc 7, \
\
     "p4-3200-ubuntu-gutsy/gcrypt-serpent-ecb.txt" index 1 using 1:($2 / 1048576):($3 / 1048576) title "Ubuntu-Gutsy libgcrypt" with errorlines pt 0 lt 5 lc 1, \
     "p4-3200-ubuntu-gutsy/mcrypt-serpent-ecb.txt" index 1 using 1:($2 / 1048576):($3 / 1048576) title "Ubuntu-Gutsy libmcrypt" with errorlines pt 0 lt 5 lc 2, \
     "p4-3200-ubuntu-gutsy/botan-serpent-ecb.txt" index 1 using 1:($2 / 1048576):($3 / 1048576) title "Ubuntu-Gutsy Botan" with errorlines pt 0 lt 5 lc 3, \
     "p4-3200-ubuntu-gutsy/cryptopp-serpent-ecb.txt" index 1 using 1:($2 / 1048576):($3 / 1048576) title "Ubuntu-Gutsy Crypto++" with errorlines pt 0 lt 5 lc 4, \
     "p4-3200-ubuntu-gutsy/nettle-serpent-ecb.txt" index 1 using 1:($2 / 1048576):($3 / 1048576) title "Ubuntu-Gutsy Nettle" with errorlines pt 0 lt 5 lc 5, \
     "p4-3200-ubuntu-gutsy/gladman-serpent-ecb.txt" index 1 using 1:($2 / 1048576):($3 / 1048576) title "Ubuntu-Gutsy Gladman" with errorlines pt 0 lt 5 lc 6, \
     "p4-3200-ubuntu-gutsy/mybotan-serpent-ecb.txt" index 1 using 1:($2 / 1048576):($3 / 1048576) title "Ubuntu-Gutsy MyBotan" with errorlines pt 0 lt 5 lc 7, \
\
     "p4-3200-ubuntu-hardy/gcrypt-serpent-ecb.txt" index 1 using 1:($2 / 1048576):($3 / 1048576) title "Ubuntu-Hardy libgcrypt" with errorlines pt 0 lt 6 lc 1, \
     "p4-3200-ubuntu-hardy/mcrypt-serpent-ecb.txt" index 1 using 1:($2 / 1048576):($3 / 1048576) title "Ubuntu-Hardy libmcrypt" with errorlines pt 0 lt 6 lc 2, \
     "p4-3200-ubuntu-hardy/botan-serpent-ecb.txt" index 1 using 1:($2 / 1048576):($3 / 1048576) title "Ubuntu-Hardy Botan" with errorlines pt 0 lt 6 lc 3, \
     "p4-3200-ubuntu-hardy/cryptopp-serpent-ecb.txt" index 1 using 1:($2 / 1048576):($3 / 1048576) title "Ubuntu-Hardy Crypto++" with errorlines pt 0 lt 6 lc 4, \
     "p4-3200-ubuntu-hardy/nettle-serpent-ecb.txt" index 1 using 1:($2 / 1048576):($3 / 1048576) title "Ubuntu-Hardy Nettle" with errorlines pt 0 lt 6 lc 5, \
     "p4-3200-ubuntu-hardy/gladman-serpent-ecb.txt" index 1 using 1:($2 / 1048576):($3 / 1048576) title "Ubuntu-Hardy Gladman" with errorlines pt 0 lt 6 lc 6, \
     "p4-3200-ubuntu-hardy/mybotan-serpent-ecb.txt" index 1 using 1:($2 / 1048576):($3 / 1048576) title "Ubuntu-Hardy MyBotan" with errorlines pt 0 lt 6 lc 7, \
\
     "p4-3200-fedora8/gcrypt-serpent-ecb.txt" index 1 using 1:($2 / 1048576):($3 / 1048576) title "Fedora 8 libgcrypt" with errorlines pt 0 lt 8 lc 1, \
     "p4-3200-fedora8/mcrypt-serpent-ecb.txt" index 1 using 1:($2 / 1048576):($3 / 1048576) title "Fedora 8 libmcrypt" with errorlines pt 0 lt 8 lc 2, \
     "p4-3200-fedora8/botan-serpent-ecb.txt" index 1 using 1:($2 / 1048576):($3 / 1048576) title "Fedora 8 Botan" with errorlines pt 0 lt 8 lc 3, \
     "p4-3200-fedora8/cryptopp-serpent-ecb.txt" index 1 using 1:($2 / 1048576):($3 / 1048576) title "Fedora 8 Crypto++" with errorlines pt 0 lt 8 lc 4, \
     "p4-3200-fedora8/nettle-serpent-ecb.txt" index 1 using 1:($2 / 1048576):($3 / 1048576) title "Fedora 8 Nettle" with errorlines pt 0 lt 8 lc 5, \
     "p4-3200-fedora8/gladman-serpent-ecb.txt" index 1 using 1:($2 / 1048576):($3 / 1048576) title "Fedora 8 Gladman" with errorlines pt 0 lt 8 lc 6, \
     "p4-3200-fedora8/mybotan-serpent-ecb.txt" index 1 using 1:($2 / 1048576):($3 / 1048576) title "Fedora 8 MyBotan" with errorlines pt 0 lt 8 lc 7

### Plot ###

set title "Twofish: Speed by Data Length"
set xlabel "Data Length in Bytes"
set ylabel "Megabyte / Second"
set logscale x
unset logscale y
set key below

plot "p4-3200-gentoo/gcrypt-twofish-ecb.txt" index 1 using 1:($2 / 1048576):($3 / 1048576) title "Gentoo libgcrypt" with errorlines pt 0 lt 1 lc 1, \
     "p4-3200-gentoo/mcrypt-twofish-ecb.txt" index 1 using 1:($2 / 1048576):($3 / 1048576) title "Gentoo libmcrypt" with errorlines pt 0 lt 1 lc 2, \
     "p4-3200-gentoo/botan-twofish-ecb.txt" index 1 using 1:($2 / 1048576):($3 / 1048576) title "Gentoo Botan" with errorlines pt 0 lt 1 lc 3, \
     "p4-3200-gentoo/cryptopp-twofish-ecb.txt" index 1 using 1:($2 / 1048576):($3 / 1048576) title "Gentoo Crypto++" with errorlines pt 0 lt 1 lc 4, \
     "p4-3200-gentoo/nettle-twofish-ecb.txt" index 1 using 1:($2 / 1048576):($3 / 1048576) title "Gentoo Nettle" with errorlines pt 0 lt 1 lc 5, \
     "p4-3200-gentoo/tomcrypt-twofish-ecb.txt" index 1 using 1:($2 / 1048576):($3 / 1048576) title "Gentoo Tomcrypt" with errorlines pt 0 lt 1 lc 6, \
\
     "p4-3200-debian-etch/gcrypt-twofish-ecb.txt" index 1 using 1:($2 / 1048576):($3 / 1048576) title "Debian-Etch libgcrypt" with errorlines pt 0 lt 2 lc 1, \
     "p4-3200-debian-etch/mcrypt-twofish-ecb.txt" index 1 using 1:($2 / 1048576):($3 / 1048576) title "Debian-Etch libmcrypt" with errorlines pt 0 lt 2 lc 2, \
     "p4-3200-debian-etch/botan-twofish-ecb.txt" index 1 using 1:($2 / 1048576):($3 / 1048576) title "Debian-Etch Botan" with errorlines pt 0 lt 2 lc 3, \
     "p4-3200-debian-etch/cryptopp-twofish-ecb.txt" index 1 using 1:($2 / 1048576):($3 / 1048576) title "Debian-Etch Crypto++" with errorlines pt 0 lt 2 lc 4, \
     "p4-3200-debian-etch/nettle-twofish-ecb.txt" index 1 using 1:($2 / 1048576):($3 / 1048576) title "Debian-Etch Nettle" with errorlines pt 0 lt 2 lc 5, \
     "p4-3200-debian-etch/tomcrypt-twofish-ecb.txt" index 1 using 1:($2 / 1048576):($3 / 1048576) title "Debian-Etch Tomcrypt" with errorlines pt 0 lt 2 lc 6, \
\
     "p4-3200-debian-lenny/gcrypt-twofish-ecb.txt" index 1 using 1:($2 / 1048576):($3 / 1048576) title "Debian-Lenny libgcrypt" with errorlines pt 0 lt 4 lc 1, \
     "p4-3200-debian-lenny/mcrypt-twofish-ecb.txt" index 1 using 1:($2 / 1048576):($3 / 1048576) title "Debian-Lenny libmcrypt" with errorlines pt 0 lt 4 lc 2, \
     "p4-3200-debian-lenny/botan-twofish-ecb.txt" index 1 using 1:($2 / 1048576):($3 / 1048576) title "Debian-Lenny Botan" with errorlines pt 0 lt 4 lc 3, \
     "p4-3200-debian-lenny/cryptopp-twofish-ecb.txt" index 1 using 1:($2 / 1048576):($3 / 1048576) title "Debian-Lenny Crypto++" with errorlines pt 0 lt 4 lc 4, \
     "p4-3200-debian-lenny/nettle-twofish-ecb.txt" index 1 using 1:($2 / 1048576):($3 / 1048576) title "Debian-Lenny Nettle" with errorlines pt 0 lt 4 lc 5, \
     "p4-3200-debian-lenny/tomcrypt-twofish-ecb.txt" index 1 using 1:($2 / 1048576):($3 / 1048576) title "Debian-Lenny Tomcrypt" with errorlines pt 0 lt 4 lc 6, \
\
     "p4-3200-ubuntu-gutsy/gcrypt-twofish-ecb.txt" index 1 using 1:($2 / 1048576):($3 / 1048576) title "Ubuntu-Gutsy libgcrypt" with errorlines pt 0 lt 5 lc 1, \
     "p4-3200-ubuntu-gutsy/mcrypt-twofish-ecb.txt" index 1 using 1:($2 / 1048576):($3 / 1048576) title "Ubuntu-Gutsy libmcrypt" with errorlines pt 0 lt 5 lc 2, \
     "p4-3200-ubuntu-gutsy/botan-twofish-ecb.txt" index 1 using 1:($2 / 1048576):($3 / 1048576) title "Ubuntu-Gutsy Botan" with errorlines pt 0 lt 5 lc 3, \
     "p4-3200-ubuntu-gutsy/cryptopp-twofish-ecb.txt" index 1 using 1:($2 / 1048576):($3 / 1048576) title "Ubuntu-Gutsy Crypto++" with errorlines pt 0 lt 5 lc 4, \
     "p4-3200-ubuntu-gutsy/nettle-twofish-ecb.txt" index 1 using 1:($2 / 1048576):($3 / 1048576) title "Ubuntu-Gutsy Nettle" with errorlines pt 0 lt 5 lc 5, \
     "p4-3200-ubuntu-gutsy/tomcrypt-twofish-ecb.txt" index 1 using 1:($2 / 1048576):($3 / 1048576) title "Ubuntu-Gutsy Tomcrypt" with errorlines pt 0 lt 5 lc 6, \
\
     "p4-3200-ubuntu-hardy/gcrypt-twofish-ecb.txt" index 1 using 1:($2 / 1048576):($3 / 1048576) title "Ubuntu-Hardy libgcrypt" with errorlines pt 0 lt 6 lc 1, \
     "p4-3200-ubuntu-hardy/mcrypt-twofish-ecb.txt" index 1 using 1:($2 / 1048576):($3 / 1048576) title "Ubuntu-Hardy libmcrypt" with errorlines pt 0 lt 6 lc 2, \
     "p4-3200-ubuntu-hardy/botan-twofish-ecb.txt" index 1 using 1:($2 / 1048576):($3 / 1048576) title "Ubuntu-Hardy Botan" with errorlines pt 0 lt 6 lc 3, \
     "p4-3200-ubuntu-hardy/cryptopp-twofish-ecb.txt" index 1 using 1:($2 / 1048576):($3 / 1048576) title "Ubuntu-Hardy Crypto++" with errorlines pt 0 lt 6 lc 4, \
     "p4-3200-ubuntu-hardy/nettle-twofish-ecb.txt" index 1 using 1:($2 / 1048576):($3 / 1048576) title "Ubuntu-Hardy Nettle" with errorlines pt 0 lt 6 lc 5, \
     "p4-3200-ubuntu-hardy/tomcrypt-twofish-ecb.txt" index 1 using 1:($2 / 1048576):($3 / 1048576) title "Ubuntu-Hardy Tomcrypt" with errorlines pt 0 lt 6 lc 6, \
\
     "p4-3200-fedora8/gcrypt-twofish-ecb.txt" index 1 using 1:($2 / 1048576):($3 / 1048576) title "Fedora 8 libgcrypt" with errorlines pt 0 lt 8 lc 1, \
     "p4-3200-fedora8/mcrypt-twofish-ecb.txt" index 1 using 1:($2 / 1048576):($3 / 1048576) title "Fedora 8 libmcrypt" with errorlines pt 0 lt 8 lc 2, \
     "p4-3200-fedora8/botan-twofish-ecb.txt" index 1 using 1:($2 / 1048576):($3 / 1048576) title "Fedora 8 Botan" with errorlines pt 0 lt 8 lc 3, \
     "p4-3200-fedora8/cryptopp-twofish-ecb.txt" index 1 using 1:($2 / 1048576):($3 / 1048576) title "Fedora 8 Crypto++" with errorlines pt 0 lt 8 lc 4, \
     "p4-3200-fedora8/nettle-twofish-ecb.txt" index 1 using 1:($2 / 1048576):($3 / 1048576) title "Fedora 8 Nettle" with errorlines pt 0 lt 8 lc 5, \
     "p4-3200-fedora8/tomcrypt-twofish-ecb.txt" index 1 using 1:($2 / 1048576):($3 / 1048576) title "Fedora 8 Tomcrypt" with errorlines pt 0 lt 8 lc 6

### Plot ###

set title "Blowfish: Speed by Data Length"
set xlabel "Data Length in Bytes"
set ylabel "Megabyte / Second"
set logscale x
unset logscale y
set key below

plot "p4-3200-gentoo/gcrypt-blowfish-ecb.txt" index 1 using 1:($2 / 1048576):($3 / 1048576) title "Gentoo libgcrypt" with errorlines pt 0 lt 1 lc 1, \
     "p4-3200-gentoo/mcrypt-blowfish-ecb.txt" index 1 using 1:($2 / 1048576):($3 / 1048576) title "Gentoo libmcrypt" with errorlines pt 0 lt 1 lc 2, \
     "p4-3200-gentoo/botan-blowfish-ecb.txt" index 1 using 1:($2 / 1048576):($3 / 1048576) title "Gentoo Botan" with errorlines pt 0 lt 1 lc 3, \
     "p4-3200-gentoo/cryptopp-blowfish-ecb.txt" index 1 using 1:($2 / 1048576):($3 / 1048576) title "Gentoo Crypto++" with errorlines pt 0 lt 1 lc 4, \
     "p4-3200-gentoo/openssl-blowfish-ecb.txt" index 1 using 1:($2 / 1048576):($3 / 1048576) title "Gentoo OpenSSL" with errorlines pt 0 lt 1 lc 5, \
     "p4-3200-gentoo/nettle-blowfish-ecb.txt" index 1 using 1:($2 / 1048576):($3 / 1048576) title "Gentoo Nettle" with errorlines pt 0 lt 1 lc 6, \
     "p4-3200-gentoo/beecrypt-blowfish-ecb.txt" index 1 using 1:($2 / 1048576):($3 / 1048576) title "Gentoo Beecrypt" with errorlines pt 0 lt 1 lc 7, \
     "p4-3200-gentoo/tomcrypt-blowfish-ecb.txt" index 1 using 1:($2 / 1048576):($3 / 1048576) title "Gentoo Tomcrypt" with errorlines pt 0 lt 1 lc 8, \
\
     "p4-3200-debian-etch/gcrypt-blowfish-ecb.txt" index 1 using 1:($2 / 1048576):($3 / 1048576) title "Debian-Etch libgcrypt" with errorlines pt 0 lt 2 lc 1, \
     "p4-3200-debian-etch/mcrypt-blowfish-ecb.txt" index 1 using 1:($2 / 1048576):($3 / 1048576) title "Debian-Etch libmcrypt" with errorlines pt 0 lt 2 lc 2, \
     "p4-3200-debian-etch/botan-blowfish-ecb.txt" index 1 using 1:($2 / 1048576):($3 / 1048576) title "Debian-Etch Botan" with errorlines pt 0 lt 2 lc 3, \
     "p4-3200-debian-etch/cryptopp-blowfish-ecb.txt" index 1 using 1:($2 / 1048576):($3 / 1048576) title "Debian-Etch Crypto++" with errorlines pt 0 lt 2 lc 4, \
     "p4-3200-debian-etch/openssl-blowfish-ecb.txt" index 1 using 1:($2 / 1048576):($3 / 1048576) title "Debian-Etch OpenSSL" with errorlines pt 0 lt 2 lc 5, \
     "p4-3200-debian-etch/nettle-blowfish-ecb.txt" index 1 using 1:($2 / 1048576):($3 / 1048576) title "Debian-Etch Nettle" with errorlines pt 0 lt 2 lc 6, \
     "p4-3200-debian-etch/beecrypt-blowfish-ecb.txt" index 1 using 1:($2 / 1048576):($3 / 1048576) title "Debian-Etch Beecrypt" with errorlines pt 0 lt 2 lc 7, \
     "p4-3200-debian-etch/tomcrypt-blowfish-ecb.txt" index 1 using 1:($2 / 1048576):($3 / 1048576) title "Debian-Etch Tomcrypt" with errorlines pt 0 lt 2 lc 8, \
\
     "p4-3200-debian-lenny/gcrypt-blowfish-ecb.txt" index 1 using 1:($2 / 1048576):($3 / 1048576) title "Debian-Lenny libgcrypt" with errorlines pt 0 lt 4 lc 1, \
     "p4-3200-debian-lenny/mcrypt-blowfish-ecb.txt" index 1 using 1:($2 / 1048576):($3 / 1048576) title "Debian-Lenny libmcrypt" with errorlines pt 0 lt 4 lc 2, \
     "p4-3200-debian-lenny/botan-blowfish-ecb.txt" index 1 using 1:($2 / 1048576):($3 / 1048576) title "Debian-Lenny Botan" with errorlines pt 0 lt 4 lc 3, \
     "p4-3200-debian-lenny/cryptopp-blowfish-ecb.txt" index 1 using 1:($2 / 1048576):($3 / 1048576) title "Debian-Lenny Crypto++" with errorlines pt 0 lt 4 lc 4, \
     "p4-3200-debian-lenny/openssl-blowfish-ecb.txt" index 1 using 1:($2 / 1048576):($3 / 1048576) title "Debian-Lenny OpenSSL" with errorlines pt 0 lt 4 lc 5, \
     "p4-3200-debian-lenny/nettle-blowfish-ecb.txt" index 1 using 1:($2 / 1048576):($3 / 1048576) title "Debian-Lenny Nettle" with errorlines pt 0 lt 4 lc 6, \
     "p4-3200-debian-lenny/beecrypt-blowfish-ecb.txt" index 1 using 1:($2 / 1048576):($3 / 1048576) title "Debian-Lenny Beecrypt" with errorlines pt 0 lt 4 lc 7, \
     "p4-3200-debian-lenny/tomcrypt-blowfish-ecb.txt" index 1 using 1:($2 / 1048576):($3 / 1048576) title "Debian-Lenny Tomcrypt" with errorlines pt 0 lt 4 lc 8, \
\
     "p4-3200-ubuntu-gutsy/gcrypt-blowfish-ecb.txt" index 1 using 1:($2 / 1048576):($3 / 1048576) title "Ubuntu-Gutsy libgcrypt" with errorlines pt 0 lt 5 lc 1, \
     "p4-3200-ubuntu-gutsy/mcrypt-blowfish-ecb.txt" index 1 using 1:($2 / 1048576):($3 / 1048576) title "Ubuntu-Gutsy libmcrypt" with errorlines pt 0 lt 5 lc 2, \
     "p4-3200-ubuntu-gutsy/botan-blowfish-ecb.txt" index 1 using 1:($2 / 1048576):($3 / 1048576) title "Ubuntu-Gutsy Botan" with errorlines pt 0 lt 5 lc 3, \
     "p4-3200-ubuntu-gutsy/cryptopp-blowfish-ecb.txt" index 1 using 1:($2 / 1048576):($3 / 1048576) title "Ubuntu-Gutsy Crypto++" with errorlines pt 0 lt 5 lc 4, \
     "p4-3200-ubuntu-gutsy/openssl-blowfish-ecb.txt" index 1 using 1:($2 / 1048576):($3 / 1048576) title "Ubuntu-Gutsy OpenSSL" with errorlines pt 0 lt 5 lc 5, \
     "p4-3200-ubuntu-gutsy/nettle-blowfish-ecb.txt" index 1 using 1:($2 / 1048576):($3 / 1048576) title "Ubuntu-Gutsy Nettle" with errorlines pt 0 lt 5 lc 6, \
     "p4-3200-ubuntu-gutsy/beecrypt-blowfish-ecb.txt" index 1 using 1:($2 / 1048576):($3 / 1048576) title "Ubuntu-Gutsy Beecrypt" with errorlines pt 0 lt 5 lc 7, \
     "p4-3200-ubuntu-gutsy/tomcrypt-blowfish-ecb.txt" index 1 using 1:($2 / 1048576):($3 / 1048576) title "Ubuntu-Gutsy Tomcrypt" with errorlines pt 0 lt 5 lc 8, \
\
     "p4-3200-ubuntu-hardy/gcrypt-blowfish-ecb.txt" index 1 using 1:($2 / 1048576):($3 / 1048576) title "Ubuntu-Hardy libgcrypt" with errorlines pt 0 lt 6 lc 1, \
     "p4-3200-ubuntu-hardy/mcrypt-blowfish-ecb.txt" index 1 using 1:($2 / 1048576):($3 / 1048576) title "Ubuntu-Hardy libmcrypt" with errorlines pt 0 lt 6 lc 2, \
     "p4-3200-ubuntu-hardy/botan-blowfish-ecb.txt" index 1 using 1:($2 / 1048576):($3 / 1048576) title "Ubuntu-Hardy Botan" with errorlines pt 0 lt 6 lc 3, \
     "p4-3200-ubuntu-hardy/cryptopp-blowfish-ecb.txt" index 1 using 1:($2 / 1048576):($3 / 1048576) title "Ubuntu-Hardy Crypto++" with errorlines pt 0 lt 6 lc 4, \
     "p4-3200-ubuntu-hardy/openssl-blowfish-ecb.txt" index 1 using 1:($2 / 1048576):($3 / 1048576) title "Ubuntu-Hardy OpenSSL" with errorlines pt 0 lt 6 lc 5, \
     "p4-3200-ubuntu-hardy/nettle-blowfish-ecb.txt" index 1 using 1:($2 / 1048576):($3 / 1048576) title "Ubuntu-Hardy Nettle" with errorlines pt 0 lt 6 lc 6, \
     "p4-3200-ubuntu-hardy/beecrypt-blowfish-ecb.txt" index 1 using 1:($2 / 1048576):($3 / 1048576) title "Ubuntu-Hardy Beecrypt" with errorlines pt 0 lt 6 lc 7, \
     "p4-3200-ubuntu-hardy/tomcrypt-blowfish-ecb.txt" index 1 using 1:($2 / 1048576):($3 / 1048576) title "Ubuntu-Hardy Tomcrypt" with errorlines pt 0 lt 6 lc 8, \
\
     "p4-3200-fedora8/gcrypt-blowfish-ecb.txt" index 1 using 1:($2 / 1048576):($3 / 1048576) title "Fedora 8 libgcrypt" with errorlines pt 0 lt 8 lc 1, \
     "p4-3200-fedora8/mcrypt-blowfish-ecb.txt" index 1 using 1:($2 / 1048576):($3 / 1048576) title "Fedora 8 libmcrypt" with errorlines pt 0 lt 8 lc 2, \
     "p4-3200-fedora8/botan-blowfish-ecb.txt" index 1 using 1:($2 / 1048576):($3 / 1048576) title "Fedora 8 Botan" with errorlines pt 0 lt 8 lc 3, \
     "p4-3200-fedora8/cryptopp-blowfish-ecb.txt" index 1 using 1:($2 / 1048576):($3 / 1048576) title "Fedora 8 Crypto++" with errorlines pt 0 lt 8 lc 4, \
     "p4-3200-fedora8/openssl-blowfish-ecb.txt" index 1 using 1:($2 / 1048576):($3 / 1048576) title "Fedora 8 OpenSSL" with errorlines pt 0 lt 8 lc 5, \
     "p4-3200-fedora8/nettle-blowfish-ecb.txt" index 1 using 1:($2 / 1048576):($3 / 1048576) title "Fedora 8 Nettle" with errorlines pt 0 lt 8 lc 6, \
     "p4-3200-fedora8/beecrypt-blowfish-ecb.txt" index 1 using 1:($2 / 1048576):($3 / 1048576) title "Fedora 8 Beecrypt" with errorlines pt 0 lt 8 lc 7, \
     "p4-3200-fedora8/tomcrypt-blowfish-ecb.txt" index 1 using 1:($2 / 1048576):($3 / 1048576) title "Fedora 8 Tomcrypt" with errorlines pt 0 lt 8 lc 8

### Plot ###

set title "CAST5: Speed by Data Length"
set xlabel "Data Length in Bytes"
set ylabel "Megabyte / Second"
set logscale x
unset logscale y
set key below

plot "p4-3200-gentoo/gcrypt-cast5-ecb.txt" index 1 using 1:($2 / 1048576):($3 / 1048576) title "Gentoo libgcrypt" with errorlines pt 0 lt 1 lc 1, \
     "p4-3200-gentoo/mcrypt-cast5-ecb.txt" index 1 using 1:($2 / 1048576):($3 / 1048576) title "Gentoo libmcrypt" with errorlines pt 0 lt 1 lc 2, \
     "p4-3200-gentoo/botan-cast5-ecb.txt" index 1 using 1:($2 / 1048576):($3 / 1048576) title "Gentoo Botan" with errorlines pt 0 lt 1 lc 3, \
     "p4-3200-gentoo/cryptopp-cast5-ecb.txt" index 1 using 1:($2 / 1048576):($3 / 1048576) title "Gentoo Crypto++" with errorlines pt 0 lt 1 lc 4, \
     "p4-3200-gentoo/openssl-cast5-ecb.txt" index 1 using 1:($2 / 1048576):($3 / 1048576) title "Gentoo OpenSSL" with errorlines pt 0 lt 1 lc 5, \
     "p4-3200-gentoo/nettle-cast5-ecb.txt" index 1 using 1:($2 / 1048576):($3 / 1048576) title "Gentoo Nettle" with errorlines pt 0 lt 1 lc 6, \
     "p4-3200-gentoo/tomcrypt-cast5-ecb.txt" index 1 using 1:($2 / 1048576):($3 / 1048576) title "Gentoo Tomcrypt" with errorlines pt 0 lt 1 lc 7, \
\
     "p4-3200-debian-etch/gcrypt-cast5-ecb.txt" index 1 using 1:($2 / 1048576):($3 / 1048576) title "Debian-Etch libgcrypt" with errorlines pt 0 lt 2 lc 1, \
     "p4-3200-debian-etch/mcrypt-cast5-ecb.txt" index 1 using 1:($2 / 1048576):($3 / 1048576) title "Debian-Etch libmcrypt" with errorlines pt 0 lt 2 lc 2, \
     "p4-3200-debian-etch/botan-cast5-ecb.txt" index 1 using 1:($2 / 1048576):($3 / 1048576) title "Debian-Etch Botan" with errorlines pt 0 lt 2 lc 3, \
     "p4-3200-debian-etch/cryptopp-cast5-ecb.txt" index 1 using 1:($2 / 1048576):($3 / 1048576) title "Debian-Etch Crypto++" with errorlines pt 0 lt 2 lc 4, \
     "p4-3200-debian-etch/openssl-cast5-ecb.txt" index 1 using 1:($2 / 1048576):($3 / 1048576) title "Debian-Etch OpenSSL" with errorlines pt 0 lt 2 lc 5, \
     "p4-3200-debian-etch/nettle-cast5-ecb.txt" index 1 using 1:($2 / 1048576):($3 / 1048576) title "Debian-Etch Nettle" with errorlines pt 0 lt 2 lc 6, \
     "p4-3200-debian-etch/tomcrypt-cast5-ecb.txt" index 1 using 1:($2 / 1048576):($3 / 1048576) title "Debian-Etch Tomcrypt" with errorlines pt 0 lt 2 lc 7, \
\
     "p4-3200-debian-lenny/gcrypt-cast5-ecb.txt" index 1 using 1:($2 / 1048576):($3 / 1048576) title "Debian-Lenny libgcrypt" with errorlines pt 0 lt 4 lc 1, \
     "p4-3200-debian-lenny/mcrypt-cast5-ecb.txt" index 1 using 1:($2 / 1048576):($3 / 1048576) title "Debian-Lenny libmcrypt" with errorlines pt 0 lt 4 lc 2, \
     "p4-3200-debian-lenny/botan-cast5-ecb.txt" index 1 using 1:($2 / 1048576):($3 / 1048576) title "Debian-Lenny Botan" with errorlines pt 0 lt 4 lc 3, \
     "p4-3200-debian-lenny/cryptopp-cast5-ecb.txt" index 1 using 1:($2 / 1048576):($3 / 1048576) title "Debian-Lenny Crypto++" with errorlines pt 0 lt 4 lc 4, \
     "p4-3200-debian-lenny/openssl-cast5-ecb.txt" index 1 using 1:($2 / 1048576):($3 / 1048576) title "Debian-Lenny OpenSSL" with errorlines pt 0 lt 4 lc 5, \
     "p4-3200-debian-lenny/nettle-cast5-ecb.txt" index 1 using 1:($2 / 1048576):($3 / 1048576) title "Debian-Lenny Nettle" with errorlines pt 0 lt 4 lc 6, \
     "p4-3200-debian-lenny/tomcrypt-cast5-ecb.txt" index 1 using 1:($2 / 1048576):($3 / 1048576) title "Debian-Lenny Tomcrypt" with errorlines pt 0 lt 4 lc 7, \
\
     "p4-3200-ubuntu-gutsy/gcrypt-cast5-ecb.txt" index 1 using 1:($2 / 1048576):($3 / 1048576) title "Ubuntu-Gutsy libgcrypt" with errorlines pt 0 lt 5 lc 1, \
     "p4-3200-ubuntu-gutsy/mcrypt-cast5-ecb.txt" index 1 using 1:($2 / 1048576):($3 / 1048576) title "Ubuntu-Gutsy libmcrypt" with errorlines pt 0 lt 5 lc 2, \
     "p4-3200-ubuntu-gutsy/botan-cast5-ecb.txt" index 1 using 1:($2 / 1048576):($3 / 1048576) title "Ubuntu-Gutsy Botan" with errorlines pt 0 lt 5 lc 3, \
     "p4-3200-ubuntu-gutsy/cryptopp-cast5-ecb.txt" index 1 using 1:($2 / 1048576):($3 / 1048576) title "Ubuntu-Gutsy Crypto++" with errorlines pt 0 lt 5 lc 4, \
     "p4-3200-ubuntu-gutsy/openssl-cast5-ecb.txt" index 1 using 1:($2 / 1048576):($3 / 1048576) title "Ubuntu-Gutsy OpenSSL" with errorlines pt 0 lt 5 lc 5, \
     "p4-3200-ubuntu-gutsy/nettle-cast5-ecb.txt" index 1 using 1:($2 / 1048576):($3 / 1048576) title "Ubuntu-Gutsy Nettle" with errorlines pt 0 lt 5 lc 6, \
     "p4-3200-ubuntu-gutsy/tomcrypt-cast5-ecb.txt" index 1 using 1:($2 / 1048576):($3 / 1048576) title "Ubuntu-Gutsy Tomcrypt" with errorlines pt 0 lt 5 lc 7, \
\
     "p4-3200-ubuntu-hardy/gcrypt-cast5-ecb.txt" index 1 using 1:($2 / 1048576):($3 / 1048576) title "Ubuntu-Hardy libgcrypt" with errorlines pt 0 lt 6 lc 1, \
     "p4-3200-ubuntu-hardy/mcrypt-cast5-ecb.txt" index 1 using 1:($2 / 1048576):($3 / 1048576) title "Ubuntu-Hardy libmcrypt" with errorlines pt 0 lt 6 lc 2, \
     "p4-3200-ubuntu-hardy/botan-cast5-ecb.txt" index 1 using 1:($2 / 1048576):($3 / 1048576) title "Ubuntu-Hardy Botan" with errorlines pt 0 lt 6 lc 3, \
     "p4-3200-ubuntu-hardy/cryptopp-cast5-ecb.txt" index 1 using 1:($2 / 1048576):($3 / 1048576) title "Ubuntu-Hardy Crypto++" with errorlines pt 0 lt 6 lc 4, \
     "p4-3200-ubuntu-hardy/openssl-cast5-ecb.txt" index 1 using 1:($2 / 1048576):($3 / 1048576) title "Ubuntu-Hardy OpenSSL" with errorlines pt 0 lt 6 lc 5, \
     "p4-3200-ubuntu-hardy/nettle-cast5-ecb.txt" index 1 using 1:($2 / 1048576):($3 / 1048576) title "Ubuntu-Hardy Nettle" with errorlines pt 0 lt 6 lc 6, \
     "p4-3200-ubuntu-hardy/tomcrypt-cast5-ecb.txt" index 1 using 1:($2 / 1048576):($3 / 1048576) title "Ubuntu-Hardy Tomcrypt" with errorlines pt 0 lt 6 lc 7, \
\
     "p4-3200-fedora8/gcrypt-cast5-ecb.txt" index 1 using 1:($2 / 1048576):($3 / 1048576) title "Fedora 8 libgcrypt" with errorlines pt 0 lt 8 lc 1, \
     "p4-3200-fedora8/mcrypt-cast5-ecb.txt" index 1 using 1:($2 / 1048576):($3 / 1048576) title "Fedora 8 libmcrypt" with errorlines pt 0 lt 8 lc 2, \
     "p4-3200-fedora8/botan-cast5-ecb.txt" index 1 using 1:($2 / 1048576):($3 / 1048576) title "Fedora 8 Botan" with errorlines pt 0 lt 8 lc 3, \
     "p4-3200-fedora8/cryptopp-cast5-ecb.txt" index 1 using 1:($2 / 1048576):($3 / 1048576) title "Fedora 8 Crypto++" with errorlines pt 0 lt 8 lc 4, \
     "p4-3200-fedora8/openssl-cast5-ecb.txt" index 1 using 1:($2 / 1048576):($3 / 1048576) title "Fedora 8 OpenSSL" with errorlines pt 0 lt 8 lc 5, \
     "p4-3200-fedora8/nettle-cast5-ecb.txt" index 1 using 1:($2 / 1048576):($3 / 1048576) title "Fedora 8 Nettle" with errorlines pt 0 lt 8 lc 6, \
     "p4-3200-fedora8/tomcrypt-cast5-ecb.txt" index 1 using 1:($2 / 1048576):($3 / 1048576) title "Fedora 8 Tomcrypt" with errorlines pt 0 lt 8 lc 7

### Plot ###

set title "Triple DES: Speed by Data Length"
set xlabel "Data Length in Bytes"
set ylabel "Megabyte / Second"
set logscale x
unset logscale y
set key below

plot "p4-3200-gentoo/gcrypt-3des-ecb.txt" index 1 using 1:($2 / 1048576):($3 / 1048576) title "Gentoo libgcrypt" with errorlines pt 0 lt 1 lc 1, \
     "p4-3200-gentoo/mcrypt-3des-ecb.txt" index 1 using 1:($2 / 1048576):($3 / 1048576) title "Gentoo libmcrypt" with errorlines pt 0 lt 1 lc 2, \
     "p4-3200-gentoo/botan-3des-ecb.txt" index 1 using 1:($2 / 1048576):($3 / 1048576) title "Gentoo Botan" with errorlines pt 0 lt 1 lc 3, \
     "p4-3200-gentoo/cryptopp-3des-ecb.txt" index 1 using 1:($2 / 1048576):($3 / 1048576) title "Gentoo Crypto++" with errorlines pt 0 lt 1 lc 4, \
     "p4-3200-gentoo/openssl-3des-ecb.txt" index 1 using 1:($2 / 1048576):($3 / 1048576) title "Gentoo OpenSSL" with errorlines pt 0 lt 1 lc 5, \
     "p4-3200-gentoo/nettle-3des-ecb.txt" index 1 using 1:($2 / 1048576):($3 / 1048576) title "Gentoo Nettle" with errorlines pt 0 lt 1 lc 6, \
     "p4-3200-gentoo/tomcrypt-3des-ecb.txt" index 1 using 1:($2 / 1048576):($3 / 1048576) title "Gentoo Tomcrypt" with errorlines pt 0 lt 1 lc 7, \
\
     "p4-3200-debian-etch/gcrypt-3des-ecb.txt" index 1 using 1:($2 / 1048576):($3 / 1048576) title "Debian-Etch libgcrypt" with errorlines pt 0 lt 2 lc 1, \
     "p4-3200-debian-etch/mcrypt-3des-ecb.txt" index 1 using 1:($2 / 1048576):($3 / 1048576) title "Debian-Etch libmcrypt" with errorlines pt 0 lt 2 lc 2, \
     "p4-3200-debian-etch/botan-3des-ecb.txt" index 1 using 1:($2 / 1048576):($3 / 1048576) title "Debian-Etch Botan" with errorlines pt 0 lt 2 lc 3, \
     "p4-3200-debian-etch/cryptopp-3des-ecb.txt" index 1 using 1:($2 / 1048576):($3 / 1048576) title "Debian-Etch Crypto++" with errorlines pt 0 lt 2 lc 4, \
     "p4-3200-debian-etch/openssl-3des-ecb.txt" index 1 using 1:($2 / 1048576):($3 / 1048576) title "Debian-Etch OpenSSL" with errorlines pt 0 lt 2 lc 5, \
     "p4-3200-debian-etch/nettle-3des-ecb.txt" index 1 using 1:($2 / 1048576):($3 / 1048576) title "Debian-Etch Nettle" with errorlines pt 0 lt 2 lc 6, \
     "p4-3200-debian-etch/tomcrypt-3des-ecb.txt" index 1 using 1:($2 / 1048576):($3 / 1048576) title "Debian-Etch Tomcrypt" with errorlines pt 0 lt 2 lc 7, \
\
     "p4-3200-debian-lenny/gcrypt-3des-ecb.txt" index 1 using 1:($2 / 1048576):($3 / 1048576) title "Debian-Lenny libgcrypt" with errorlines pt 0 lt 4 lc 1, \
     "p4-3200-debian-lenny/mcrypt-3des-ecb.txt" index 1 using 1:($2 / 1048576):($3 / 1048576) title "Debian-Lenny libmcrypt" with errorlines pt 0 lt 4 lc 2, \
     "p4-3200-debian-lenny/botan-3des-ecb.txt" index 1 using 1:($2 / 1048576):($3 / 1048576) title "Debian-Lenny Botan" with errorlines pt 0 lt 4 lc 3, \
     "p4-3200-debian-lenny/cryptopp-3des-ecb.txt" index 1 using 1:($2 / 1048576):($3 / 1048576) title "Debian-Lenny Crypto++" with errorlines pt 0 lt 4 lc 4, \
     "p4-3200-debian-lenny/openssl-3des-ecb.txt" index 1 using 1:($2 / 1048576):($3 / 1048576) title "Debian-Lenny OpenSSL" with errorlines pt 0 lt 4 lc 5, \
     "p4-3200-debian-lenny/nettle-3des-ecb.txt" index 1 using 1:($2 / 1048576):($3 / 1048576) title "Debian-Lenny Nettle" with errorlines pt 0 lt 4 lc 6, \
     "p4-3200-debian-lenny/tomcrypt-3des-ecb.txt" index 1 using 1:($2 / 1048576):($3 / 1048576) title "Debian-Lenny Tomcrypt" with errorlines pt 0 lt 4 lc 7, \
\
     "p4-3200-ubuntu-gutsy/gcrypt-3des-ecb.txt" index 1 using 1:($2 / 1048576):($3 / 1048576) title "Ubuntu-Gutsy libgcrypt" with errorlines pt 0 lt 5 lc 1, \
     "p4-3200-ubuntu-gutsy/mcrypt-3des-ecb.txt" index 1 using 1:($2 / 1048576):($3 / 1048576) title "Ubuntu-Gutsy libmcrypt" with errorlines pt 0 lt 5 lc 2, \
     "p4-3200-ubuntu-gutsy/botan-3des-ecb.txt" index 1 using 1:($2 / 1048576):($3 / 1048576) title "Ubuntu-Gutsy Botan" with errorlines pt 0 lt 5 lc 3, \
     "p4-3200-ubuntu-gutsy/cryptopp-3des-ecb.txt" index 1 using 1:($2 / 1048576):($3 / 1048576) title "Ubuntu-Gutsy Crypto++" with errorlines pt 0 lt 5 lc 4, \
     "p4-3200-ubuntu-gutsy/openssl-3des-ecb.txt" index 1 using 1:($2 / 1048576):($3 / 1048576) title "Ubuntu-Gutsy OpenSSL" with errorlines pt 0 lt 5 lc 5, \
     "p4-3200-ubuntu-gutsy/nettle-3des-ecb.txt" index 1 using 1:($2 / 1048576):($3 / 1048576) title "Ubuntu-Gutsy Nettle" with errorlines pt 0 lt 5 lc 6, \
     "p4-3200-ubuntu-gutsy/tomcrypt-3des-ecb.txt" index 1 using 1:($2 / 1048576):($3 / 1048576) title "Ubuntu-Gutsy Tomcrypt" with errorlines pt 0 lt 5 lc 7, \
\
     "p4-3200-ubuntu-hardy/gcrypt-3des-ecb.txt" index 1 using 1:($2 / 1048576):($3 / 1048576) title "Ubuntu-Hardy libgcrypt" with errorlines pt 0 lt 6 lc 1, \
     "p4-3200-ubuntu-hardy/mcrypt-3des-ecb.txt" index 1 using 1:($2 / 1048576):($3 / 1048576) title "Ubuntu-Hardy libmcrypt" with errorlines pt 0 lt 6 lc 2, \
     "p4-3200-ubuntu-hardy/botan-3des-ecb.txt" index 1 using 1:($2 / 1048576):($3 / 1048576) title "Ubuntu-Hardy Botan" with errorlines pt 0 lt 6 lc 3, \
     "p4-3200-ubuntu-hardy/cryptopp-3des-ecb.txt" index 1 using 1:($2 / 1048576):($3 / 1048576) title "Ubuntu-Hardy Crypto++" with errorlines pt 0 lt 6 lc 4, \
     "p4-3200-ubuntu-hardy/openssl-3des-ecb.txt" index 1 using 1:($2 / 1048576):($3 / 1048576) title "Ubuntu-Hardy OpenSSL" with errorlines pt 0 lt 6 lc 5, \
     "p4-3200-ubuntu-hardy/nettle-3des-ecb.txt" index 1 using 1:($2 / 1048576):($3 / 1048576) title "Ubuntu-Hardy Nettle" with errorlines pt 0 lt 6 lc 6, \
     "p4-3200-ubuntu-hardy/tomcrypt-3des-ecb.txt" index 1 using 1:($2 / 1048576):($3 / 1048576) title "Ubuntu-Hardy Tomcrypt" with errorlines pt 0 lt 6 lc 7, \
\
     "p4-3200-fedora8/gcrypt-3des-ecb.txt" index 1 using 1:($2 / 1048576):($3 / 1048576) title "Fedora 8 libgcrypt" with errorlines pt 0 lt 8 lc 1, \
     "p4-3200-fedora8/mcrypt-3des-ecb.txt" index 1 using 1:($2 / 1048576):($3 / 1048576) title "Fedora 8 libmcrypt" with errorlines pt 0 lt 8 lc 2, \
     "p4-3200-fedora8/botan-3des-ecb.txt" index 1 using 1:($2 / 1048576):($3 / 1048576) title "Fedora 8 Botan" with errorlines pt 0 lt 8 lc 3, \
     "p4-3200-fedora8/cryptopp-3des-ecb.txt" index 1 using 1:($2 / 1048576):($3 / 1048576) title "Fedora 8 Crypto++" with errorlines pt 0 lt 8 lc 4, \
     "p4-3200-fedora8/openssl-3des-ecb.txt" index 1 using 1:($2 / 1048576):($3 / 1048576) title "Fedora 8 OpenSSL" with errorlines pt 0 lt 8 lc 5, \
     "p4-3200-fedora8/nettle-3des-ecb.txt" index 1 using 1:($2 / 1048576):($3 / 1048576) title "Fedora 8 Nettle" with errorlines pt 0 lt 8 lc 6, \
     "p4-3200-fedora8/tomcrypt-3des-ecb.txt" index 1 using 1:($2 / 1048576):($3 / 1048576) title "Fedora 8 Tomcrypt" with errorlines pt 0 lt 8 lc 7
